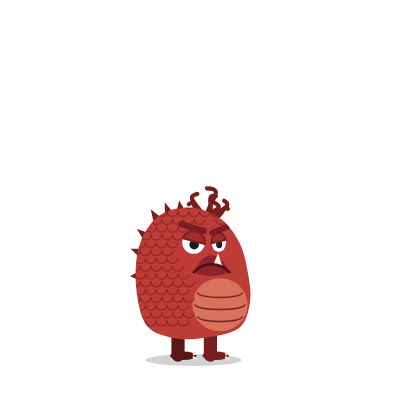
Frame 1 (no input)
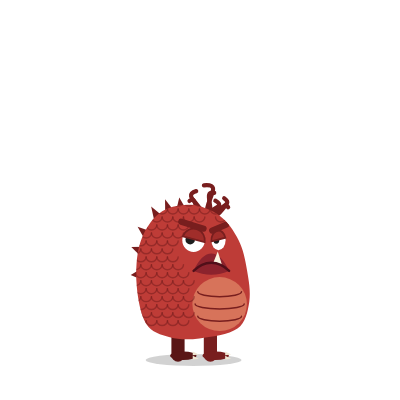
Frame 60 (no input)
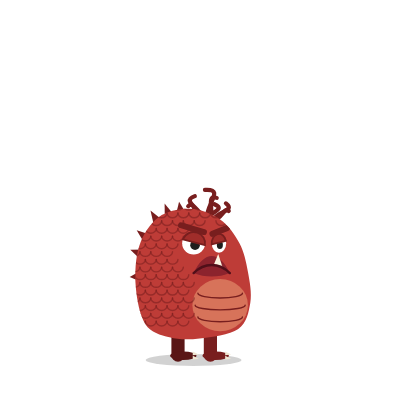
Frame 120 (the mouse pressed at the canvas centre since frame 60)

The p5.js sketch that drew these frames (run headless with seeded random() and noise() and a simulated clock; from frame 60 on, the mouse is pressed at the canvas centre):

// p5.js sketch
// ── sketch.js
let frank;

function setup() {
  createCanvas(400, 400);
  frank = new Frank(190, 360);
}

function draw() {
  background(255);
  frank.update();
  frank.display();
}

// ── field-guide.html
<!DOCTYPE html>
<html lang="en">
<head>
<meta charset="utf-8">
<meta name="viewport" content="width=device-width, initial-scale=1, viewport-fit=cover">
<title>Frank's Field Guide</title>
<meta name="claude:viewport-fit-sides" content="cover">
<link rel="preconnect" href="https://fonts.googleapis.com">
<link rel="preconnect" href="https://fonts.gstatic.com" crossorigin>
<link rel="stylesheet" href="https://fonts.googleapis.com/css2?family=Bricolage+Grotesque:opsz,wght@12..96,500;12..96,700&family=Atkinson+Hyperlegible:ital,wght@0,400;0,700;1,400&family=JetBrains+Mono:wght@400;600&display=swap">
<style>
/* Layout: a lab notebook. A live specimen up top, then numbered sections that follow
   the order you'd explain Frank in class, each one a short note plus a table or snippet. */
:root {
  --paper: #F5F7F4;
  --sheet: #FFFFFF;
  --ink: #1D2421;
  --muted: #5B6863;
  --line: #DCE2DE;
  --frank: #B23F39;
  --frank-ink: #7A2420;
  --sun: #F3C064;
  --sun-wash: #FBEFD5;
  --code-bg: #EDF1EE;
  --display: "Bricolage Grotesque", "Avenir Next", "Segoe UI", sans-serif;
  --body: "Atkinson Hyperlegible", "Helvetica Neue", Arial, sans-serif;
  --mono: "JetBrains Mono", ui-monospace, Menlo, Consolas, monospace;
}
@media (prefers-color-scheme: dark) {
  :root:not([data-theme="light"]) {
    --paper: #131715; --sheet: #1A1F1C; --ink: #E7ECE9; --muted: #9AA8A2; --line: #2B3330;
    --frank: #E2726B; --frank-ink: #F3A8A2; --sun: #E8B55A; --sun-wash: #2C2616; --code-bg: #202723;
    color-scheme: dark;
  }
}
:root[data-theme="dark"] {
  --paper: #131715; --sheet: #1A1F1C; --ink: #E7ECE9; --muted: #9AA8A2; --line: #2B3330;
  --frank: #E2726B; --frank-ink: #F3A8A2; --sun: #E8B55A; --sun-wash: #2C2616; --code-bg: #202723;
  color-scheme: dark;
}

* { box-sizing: border-box; }
body {
  background: var(--paper);
  color: var(--ink);
  font-family: var(--body);
  font-size: 17px;
  line-height: 1.6;
  padding-left: max(16px, env(safe-area-inset-left, 0px));
  padding-right: max(16px, env(safe-area-inset-right, 0px));
  padding-block: 0 64px;
}
body::before { content: ""; position: fixed; inset: 0 0 auto; height: env(safe-area-inset-top, 0px); z-index: 10; background: var(--paper); }
.wrap { max-width: 1040px; margin: 0 auto; }

nav.toc {
  position: sticky; top: env(safe-area-inset-top, 0px); z-index: 5;
  background: var(--paper);
  border-bottom: 1px solid var(--line);
  display: flex; gap: 6px; overflow-x: auto; padding-block: 10px;
  scrollbar-width: none;
}
nav.toc a {
  flex: none; font-family: var(--mono); font-size: 13px; color: var(--muted);
  text-decoration: none; padding: 4px 10px; border-radius: 999px; border: 1px solid var(--line);
}
nav.toc a:hover, nav.toc a:focus-visible { color: var(--frank-ink); border-color: var(--frank); outline: none; }

h1, h2, h3 { font-family: var(--display); text-wrap: balance; line-height: 1.15; margin: 0; }
h1 { font-size: clamp(36px, 6vw, 56px); font-weight: 700; letter-spacing: -0.02em; }
h2 { font-size: clamp(26px, 3.4vw, 32px); font-weight: 700; letter-spacing: -0.01em; }
h3 { font-size: 19px; font-weight: 500; }
p { margin: 0; max-width: 65ch; }
.muted { color: var(--muted); }
code, pre { font-family: var(--mono); font-size: 14px; }
:not(pre) > code { background: var(--code-bg); padding: 1px 6px; border-radius: 5px; white-space: nowrap; }
pre {
  background: var(--code-bg); border-radius: 10px; padding: 14px 16px; margin: 0;
  overflow-x: auto; line-height: 1.55;
}
pre .c { color: var(--muted); }
pre .k { color: var(--frank-ink); font-weight: 600; }

/* hero */
.hero {
  display: grid; grid-template-columns: minmax(0, 1fr) minmax(0, 420px);
  gap: 40px; align-items: start; padding-block: 40px 24px;
}
.hero-text { display: grid; gap: 18px; min-width: 0; }
.eyebrow { font-family: var(--mono); font-size: 13px; letter-spacing: 0.08em; text-transform: uppercase; color: var(--frank-ink); }
.lede { font-size: 19px; }
.stage-card { background: var(--sheet); border: 1px solid var(--line); border-radius: 16px; padding: 14px; display: grid; gap: 12px; min-width: 0; }
#stage { width: 100%; aspect-ratio: 1; max-width: 100%; border-radius: 10px; overflow: hidden; background: #fff; }
#stage canvas { width: 100% !important; height: auto !important; display: block; }
.controls { display: grid; gap: 10px; }
.slider-row { display: grid; grid-template-columns: auto 1fr; gap: 10px; align-items: center; font-size: 15px; }
.slider-row input { width: 100%; accent-color: var(--frank); }
.readout { font-family: var(--mono); font-size: 13px; color: var(--muted); font-variant-numeric: tabular-nums; }
.toggles { display: flex; flex-wrap: wrap; gap: 6px; }
.toggles label {
  font-family: var(--mono); font-size: 13px; display: inline-flex; gap: 6px; align-items: center;
  border: 1px solid var(--line); border-radius: 999px; padding: 4px 10px; cursor: pointer; user-select: none;
}
.toggles input { accent-color: var(--frank); margin: 0; }
.toggles label:has(input:focus-visible) { outline: 2px solid var(--frank); outline-offset: 1px; }
.toggles .frame-toggle { border-style: dashed; }

/* sections */
section { padding-block: 48px 8px; border-top: 1px solid var(--line); display: grid; gap: 18px; scroll-margin-top: 64px; }
section > header { display: grid; gap: 8px; }
.num { font-family: var(--mono); font-size: 13px; color: var(--frank-ink); letter-spacing: 0.06em; }

.table-scroll { overflow-x: auto; border: 1px solid var(--line); border-radius: 12px; background: var(--sheet); }
table { border-collapse: collapse; width: 100%; font-size: 15.5px; }
th, td { text-align: left; vertical-align: top; padding: 11px 14px; border-bottom: 1px solid var(--line); }
tr:last-child td { border-bottom: 0; }
th { font-family: var(--mono); font-size: 12.5px; font-weight: 600; letter-spacing: 0.06em; text-transform: uppercase; color: var(--muted); background: var(--code-bg); }
td code { white-space: nowrap; }
td.say { color: var(--muted); font-style: italic; }

/* load order flow */
.flow { display: flex; flex-wrap: wrap; gap: 10px; align-items: stretch; }
.chip {
  background: var(--sheet); border: 1px solid var(--line); border-radius: 12px; padding: 12px 14px;
  display: grid; gap: 2px; min-width: 0; flex: 1 1 180px;
}
.chip strong { font-family: var(--mono); font-size: 14.5px; }
.chip span { font-size: 14.5px; color: var(--muted); }
.chip.hot { border-color: var(--frank); }
.arrow { align-self: center; color: var(--muted); font-family: var(--mono); }

.two { display: grid; grid-template-columns: repeat(2, minmax(0, 1fr)); gap: 16px; }
.note { background: var(--sheet); border: 1px solid var(--line); border-radius: 12px; padding: 16px; display: grid; gap: 10px; min-width: 0; }
.note.sun { background: var(--sun-wash); border-color: transparent; }

.translate { display: grid; gap: 14px; }
.pair { display: grid; grid-template-columns: minmax(0, 1.1fr) minmax(0, 1fr); gap: 14px; align-items: start; background: var(--sheet); border: 1px solid var(--line); border-radius: 12px; padding: 14px; }
.pair h3 { grid-column: 1 / -1; }
.pair p { font-size: 15.5px; }

.progress { display: grid; grid-template-columns: repeat(6, minmax(0, 1fr)); gap: 6px; padding-block: 0 32px; }
.step { border: 1px solid var(--line); border-radius: 10px; padding: 8px 10px; display: grid; gap: 2px; min-width: 0; background: var(--sheet); }
.step b { font-family: var(--mono); font-size: 12px; color: var(--muted); font-weight: 600; }
.step span { font-size: 13.5px; line-height: 1.3; }
.step.done { border-color: transparent; background: var(--code-bg); }
.step.done b { color: var(--frank-ink); }
.step.now { border-color: var(--frank); }
@media (max-width: 820px) { .progress { grid-template-columns: repeat(3, minmax(0, 1fr)); } }
@media (max-width: 460px) { .progress { grid-template-columns: repeat(2, minmax(0, 1fr)); } }
.bbwrap { overflow-x: auto; border: 1px solid var(--line); border-radius: 12px; background: var(--sheet); padding: 8px; }
.bb { display: block; width: 100%; min-width: 620px; height: auto; font-family: var(--mono); }
.bb .board { fill: #F2F0EA; stroke: #CFCAC0; }
.bb .gap { fill: #E4E0D6; }
.bb .gaplabel { font-size: 11px; fill: #6E6A60; text-anchor: middle; }
.bb .hole { fill: #B9B4A8; }
.bb .bbnum { font-size: 11px; fill: #6E6A60; text-anchor: middle; }
.bb .bblet { font-size: 11px; fill: #6E6A60; text-anchor: middle; }
.bb .rail { font-size: 15px; font-weight: 600; text-anchor: middle; }
.bb .rail.plus { fill: #D93A32; } .bb .rail.minus { fill: #2F6FD0; }
.bb .colhint { fill: #F3C064; opacity: .28; }
.bb .used { fill: none; stroke: #1E1E1E; stroke-width: 1.5; }
.bb .leg { stroke: #8A8A8A; stroke-width: 2; }
.bb .ldr { fill: #E9DCC0; stroke: #8A6A3A; stroke-width: 1.5; }
.bb .ldrsq { fill: none; stroke: #B0472E; stroke-width: 1.5; }
.bb .res { fill: #E8D3A8; stroke: #9C8456; }
.bb .w { fill: none; stroke-width: 4; stroke-linecap: round; stroke-linejoin: round; }
.bb .w.red { stroke: #D93A32; } .bb .w.blk { stroke: #1E1E1E; } .bb .w.yel { stroke: #E2B91E; }
.bb .call { font-size: 11px; fill: #3A372F; text-anchor: middle; }
.bb .uno { fill: #0F6E80; }
.bb .pin { fill: #1E1E1E; stroke: #6FB6C2; }
.bb .pinlab { font-size: 12px; font-weight: 600; fill: #FFFFFF; text-anchor: middle; }
.bb .pingroup { font-size: 11px; fill: #CDE8EC; text-anchor: middle; }
.bb .unotitle { font-size: 12px; fill: #FFFFFF; text-anchor: middle; }
.swatch { display: inline-block; width: 22px; height: 6px; border-radius: 3px; vertical-align: middle; margin-right: 6px; }
.checklist { display: grid; gap: 10px; margin: 0; padding: 0; list-style: none; counter-reset: c; }
.checklist li { counter-increment: c; display: grid; grid-template-columns: 30px minmax(0,1fr); gap: 10px; background: var(--sheet); border: 1px solid var(--line); border-radius: 12px; padding: 12px 14px; }
.checklist li::before { content: counter(c); font-family: var(--mono); font-weight: 600; color: var(--frank-ink); }
.checklist p { font-size: 15.5px; }
.mynote { border: 1.5px dashed var(--frank); border-radius: 12px; padding: 14px 16px; display: grid; gap: 8px; background: var(--sheet); max-width: 760px; }
.mylabel { font-family: var(--mono); font-size: 12px; letter-spacing: 0.08em; text-transform: uppercase; color: var(--frank-ink); font-weight: 600; }
.mynote p { font-size: 16px; }
.mynote .clar { color: var(--muted); font-size: 15px; }
.mynote .clar span { font-family: var(--mono); font-size: 11.5px; letter-spacing: 0.06em; text-transform: uppercase; color: var(--ink); margin-right: 4px; }
.talk { display: grid; gap: 10px; counter-reset: t; padding: 0; margin: 0; list-style: none; }
.talk li { background: var(--sheet); border: 1px solid var(--line); border-radius: 12px; padding: 14px 16px; max-width: 72ch; }

@media (max-width: 820px) {
  .hero { grid-template-columns: minmax(0, 1fr); gap: 24px; padding-block: 28px 16px; }
  .two, .pair { grid-template-columns: minmax(0, 1fr); }
}
@media (prefers-reduced-motion: reduce) { html { scroll-behavior: auto; } }
html { scroll-behavior: smooth; }
</style>
</head>
<body>
<div class="wrap">
  <nav class="toc" aria-label="Sections">
    <a href="#specimen">Live Frank</a>
    <a href="#files">1 Files</a>
    <a href="#words">2 Class words</a>
    <a href="#properties">3 His numbers</a>
    <a href="#placing">4 Placing him</a>
    <a href="#parts">5 Body parts</a>
    <a href="#tricks">6 Scary bits</a>
    <a href="#anger">7 The mood dial</a>
    <a href="#job3">Job 3</a>
    <a href="#job4">Job 4 · Lab</a>
    <a href="#job5">Job 5 · Serial</a>
    <a href="#say">8 In class</a>
  </nav>

  <div class="hero" id="specimen">
    <div class="hero-text">
      <div class="eyebrow">hello-world-week-5 · field guide</div>
      <h1>How Frank works</h1>
      <p class="lede">A study guide for <code>frank.js</code>: what every part does, in plain words, so you can explain him in class without memorizing the math.</p>
      <p>The Frank on the right runs the real code from your sketch. Drag the light to change his mood. Switch off a body part to see which method draws it. Turn on <em>his frame</em> to see the point everything is measured from.</p>
      <p class="muted">The dashed boxes marked <em>My note</em> are mine, written as I worked through this, with a clarification underneath when I had something slightly off.</p>
    </div>
    <div class="stage-card">
      <div id="stage" aria-label="Live Frank sketch"></div>
      <div class="controls">
        <div class="slider-row">
          <label for="light">Light</label>
          <input id="light" type="range" min="0" max="1023" value="300">
        </div>
        <div class="readout" id="readout">light 300 · target anger 0.27 · anger 0.27</div>
        <div class="toggles" role="group" aria-label="Body parts">
          <label><input type="checkbox" id="t-legs" checked> drawLegs</label>
          <label><input type="checkbox" id="t-spikes" checked> drawSpikes</label>
          <label><input type="checkbox" id="t-hair" checked> drawHair</label>
          <label><input type="checkbox" id="t-body" checked> bodyOutline</label>
          <label><input type="checkbox" id="t-belly" checked> drawBelly</label>
          <label><input type="checkbox" id="t-scales" checked> drawScales</label>
          <label><input type="checkbox" id="t-face" checked> drawFace</label>
          <label class="frame-toggle"><input type="checkbox" id="t-frame"> his frame</label>
        </div>
      </div>
    </div>
  </div>

  <div class="progress" aria-label="Job progress">
    <div class="step done"><b>JOB 1 · DONE</b><span>Frank on white</span></div>
    <div class="step done"><b>JOB 2 · DONE</b><span>The sunbeam</span></div>
    <div class="step done"><b>JOB 3 · DONE</b><span>Mood follows light</span></div>
    <div class="step done"><b>JOB 4 · DONE</b><span>Wire the photoresistor</span></div>
    <div class="step now"><b>JOB 5 · NEXT</b><span>p5 hears the Arduino</span></div>
    <div class="step"><b>JOB 6</b><span>README</span></div>
  </div>

  <section id="files">
    <header>
      <div class="num">1 · THE BIG PICTURE</div>
      <h2>Two files, one Frank</h2>
      <p>When you press play, <code>index.html</code> loads three scripts in order. The order matters: Frank has to be described before the sketch can make one.</p>
    </header>
    <div class="flow">
      <div class="chip"><strong>p5 library</strong><span>Teaches the browser p5 words like <code>ellipse()</code></span></div>
      <div class="arrow" aria-hidden="true">→</div>
      <div class="chip hot"><strong>frank.js</strong><span>Describes Frank: the class</span></div>
      <div class="arrow" aria-hidden="true">→</div>
      <div class="chip"><strong>sketch.js</strong><span>Makes Frank and runs the show</span></div>
    </div>
    <div class="two">
      <div class="note">
        <h3><code>setup()</code> runs once</h3>
        <pre>createCanvas(400, 400);
sun = <span class="k">new</span> Sunbeam();
frank = <span class="k">new</span> Frank(190, 360);
lightSlider = createSlider(0, 1023, 300);</pre>
        <p>Make the canvas, the sun, Frank, and the slider.</p>
      </div>
      <div class="note">
        <h3><code>draw()</code> runs about 60 times a second</h3>
        <pre>background(255);
sun.strength = lightSlider.value();
sun.display();
frank.update(sun.strength);
frank.display();</pre>
        <p>Wipe the canvas, set the light, draw the sun, then ask Frank to change his numbers and draw himself.</p>
      </div>
    </div>
    <aside class="mynote">
        <div class="mylabel">My note</div>
        <p>The draw example on the p5 reference is a mouse click. But I understand alpha and transparency from last week's homework, which I think we're using here.</p>
        <p class="clar"><span>Clarified</span> Yes. The reference example is just one demo; what matters is that <code>draw()</code> runs over and over. The sunbeam's <code>fill(250, 199, 117, alpha)</code> uses the fourth number for transparency, and <code>map()</code> turns the light strength into that alpha.</p>
    </aside>
    <aside class="mynote">
        <div class="mylabel">My note</div>
        <p><code>frank.update</code> and <code>frank.display</code> come from the Frank file?</p>
        <p class="clar"><span>Clarified</span> Yes. They're methods written inside the <code>Frank</code> class in <code>frank.js</code>, and <code>sketch.js</code> calls them on its Frank every frame.</p>
    </aside>
  </section>

  <section id="words">
    <header>
      <div class="num">2 · CLASS WORDS</div>
      <h2>The six words that make a class</h2>
      <p>These are JavaScript, not p5, which is why most of them aren't on the p5 reference page. The p5 reference covers them briefly under Foundation → <code>class</code>, and MDN has a page for each.</p>
    </header>
    <div class="table-scroll">
      <table>
        <thead><tr><th>Word</th><th>In Frank's code</th><th>In plain words</th></tr></thead>
        <tbody>
          <tr><td><code>class</code></td><td><code>class Frank { ... }</code></td><td>The recipe for a Frank. Describes what he has and what he can do. Draws nothing by itself.</td></tr>
          <tr><td><code>constructor</code></td><td><code>constructor(x, y) { ... }</code></td><td>Runs once, the moment a Frank is made. Gives him his starting values.</td></tr>
          <tr><td><code>new</code></td><td><code>frank = new Frank(190, 360)</code></td><td>"Make one now." Runs the constructor, with 190 and 360 arriving as <code>x</code> and <code>y</code>.</td></tr>
          <tr><td><code>this</code></td><td><code>this.anger = 0</code></td><td>"This Frank's own." Anything saved on <code>this</code> sticks around for <code>update()</code> and <code>display()</code> to use later.</td></tr>
          <tr><td>property</td><td><code>this.size</code>, <code>this.anger</code></td><td>A number or value Frank carries around. His state.</td></tr>
          <tr><td>method</td><td><code>update()</code>, <code>display()</code></td><td>A function that belongs to Frank. Something he can do. Called with a dot: <code>frank.display()</code>.</td></tr>
        </tbody>
      </table>
    </div>
    <div class="note sun">
      <p><strong>Capital vs lowercase.</strong> <code>Frank</code> is the class (the recipe in <code>frank.js</code>). <code>frank</code> is the one actual Frank, stored in a variable in <code>sketch.js</code>. Same idea as <code>Creature</code> and <code>blob</code> in the class demo.</p>
    </div>
    <aside class="mynote">
        <div class="mylabel">My note</div>
        <p>Frank with a capital F comes from the <code>frank.js</code> file. We rename him <code>frank</code> with a lowercase f because we're taking a copy from <code>frank.js</code> and giving new attributes to a Frank on this sketch.</p>
        <p class="clar"><span>Clarified</span> Close. <code>frank</code> isn't a copy with new attributes added. He's one Frank built from the recipe, and he gets exactly the starting properties the constructor gives every Frank. The sketch only hands him 190 and 360, which say where he stands. ("Properties" is the word for his attributes.)</p>
    </aside>
    <aside class="mynote">
        <div class="mylabel">My note</div>
        <p>So he's the same Frank, just with a new position.</p>
        <p class="clar"><span>Clarified</span> Exactly.</p>
    </aside>
    <aside class="mynote">
        <div class="mylabel">My note</div>
        <p>Same goes for Sunbeam? And <code>lightSlider</code> is new?</p>
        <p class="clar"><span>Clarified</span> Yes for Sunbeam: <code>Sunbeam</code> is the class and <code>sun</code> is the one sunbeam. It lives at the bottom of <code>sketch.js</code>, not in <code>frank.js</code>. <code>lightSlider</code> is new, but it isn't a class. <code>createSlider()</code> is a p5 function (on the reference under DOM) that makes a slider, and <code>lightSlider</code> holds it.</p>
    </aside>
  </section>

  <section id="properties">
    <header>
      <div class="num">3 · HIS NUMBERS</div>
      <h2>What Frank keeps track of</h2>
      <p>The constructor sets these up. <code>update()</code> changes some of them each frame. <code>display()</code> only reads them. That split is the main idea of the class: logic in one place, drawing in another.</p>
    </header>
    <div class="table-scroll">
      <table>
        <thead><tr><th>Property</th><th>Starts as</th><th>Changed by</th><th>What it affects</th></tr></thead>
        <tbody>
          <tr><td><code>x</code>, <code>y</code></td><td>190, 360</td><td>Nothing, he stays put</td><td>Where he stands (the spot between his feet)</td></tr>
          <tr><td><code>size</code></td><td>120</td><td>Nothing</td><td>How big every part is drawn</td></tr>
          <tr><td><code>anger</code></td><td>0</td><td><code>update(light)</code>, since job 3</td><td>His whole face and posture (see section 7)</td></tr>
          <tr><td><code>breath</code></td><td>0</td><td><code>update()</code>, using <code>sin(millis())</code></td><td>A slow stretch up and down, about every 3.5 seconds</td></tr>
          <tr><td><code>lookX</code>, <code>lookY</code></td><td>0, 0</td><td><code>update()</code>, easing toward your mouse</td><td>Where his pupils point</td></tr>
          <tr><td><code>blinker</code></td><td>a <code>new Blinker()</code></td><td>Itself, in <code>blinker.update()</code></td><td>When his eyelids shut</td></tr>
          <tr><td>colors</td><td><code>color(190, 60, 55)</code> and friends</td><td>Nothing</td><td>Body, spikes, lids, lips, belly</td></tr>
          <tr><td><code>bodyPts</code>, <code>spikes</code>, <code>hair</code>, <code>scales</code></td><td>Lists of numbers</td><td>Nothing</td><td>The shapes of his parts, as positions</td></tr>
        </tbody>
      </table>
    </div>
    <div class="note">
      <p><strong>A class inside a class.</strong> <code>Blinker</code> is a second, tiny class at the bottom of <code>frank.js</code>. Frank makes one in his constructor and asks it every frame whether his eyes should be shut. It's the same pattern as Frank himself: constructor, <code>update()</code>, and a method that hands back a number.</p>
    </div>
  </section>

  <section id="placing">
    <header>
      <div class="num">4 · PLACING HIM</div>
      <h2>Two tricks that make the drawing manageable</h2>
      <p>Turn on <em>his frame</em> in the live Frank to see both.</p>
    </header>
    <div class="two">
      <div class="note">
        <h3>Move the origin to his feet</h3>
        <pre><span class="k">push</span>();
translate(<span class="k">this</span>.x, <span class="k">this</span>.y);
<span class="c">// ...draw every part...</span>
<span class="k">pop</span>();</pre>
        <p><code>translate()</code> moves the point (0, 0) to the spot between his feet, so every part can be drawn relative to him instead of to the canvas. <code>push()</code> and <code>pop()</code> are brackets: anything changed in between gets undone at <code>pop()</code>, so the sun and the rest of the sketch aren't moved too.</p>
      </div>
      <div class="note">
        <h3>Measure everything in "Franks"</h3>
        <pre><span class="k">let</span> s = <span class="k">this</span>.size;   <span class="c">// 120</span>
ellipse(s * 0.25, bottom - s * 0.28,
        s * 0.46, s * 0.44);  <span class="c">// belly</span></pre>
        <p>Positions are written as fractions of his size. <code>s * 0.46</code> means "a bit under half a Frank wide." Change <code>this.size</code> to 80 and every part shrinks together. <code>bottom</code> is the bottom of his body, just above his legs.</p>
      </div>
    </div>
    <div class="note">
      <h3>Breathing and leaning</h3>
      <pre>translate(0, bottom);
rotate(-0.12 * bliss);
scale(1 - 0.012 * <span class="k">this</span>.breath, 1 + 0.022 * <span class="k">this</span>.breath);
translate(0, -bottom);</pre>
      <p>Hop down to the bottom of his body, tip him back a little when he's content, stretch him slightly taller as he breathes in, then hop back. Doing it from <code>bottom</code> means he stretches upward from his legs instead of from the middle of the canvas.</p>
    </div>
  </section>

  <section id="parts">
    <header>
      <div class="num">5 · BODY PARTS</div>
      <h2>One method per part</h2>
      <p>This is the level to explain the drawing at: what each method draws and which p5 shapes it uses. Toggle them in the live Frank to check.</p>
    </header>
    <div class="table-scroll">
      <table>
        <thead><tr><th>Method</th><th>Draws</th><th>p5 tools</th><th>One way to say it</th></tr></thead>
        <tbody>
          <tr><td><code>display()</code></td><td>Nothing on its own. Sets up the origin and breathing, then calls the parts below in order.</td><td><code>push</code>, <code>translate</code>, <code>rotate</code>, <code>scale</code></td><td class="say">"The director. Order matters: legs first so the body covers their tops."</td></tr>
          <tr><td><code>drawLegs()</code></td><td>Two legs, feet, and claws. The back leg is a shade darker.</td><td><code>line</code>, <code>ellipse</code>, <code>triangle</code>, <code>lerpColor</code></td><td class="say">"A thick line for each leg, an ellipse foot, two little triangle claws."</td></tr>
          <tr><td><code>drawSpikes()</code></td><td>Six spikes down his back.</td><td><code>triangle</code>, <code>createVector</code></td><td class="say">"Each spike is a triangle pointed away from the middle of his body."</td></tr>
          <tr><td><code>drawHair()</code></td><td>Seven messy curls on top, swaying slightly.</td><td><code>bezier</code>, <code>sin</code>, <code>millis</code></td><td class="say">"Each strand is a curve that leans and curls, and wiggles over time."</td></tr>
          <tr><td><code>bodyOutline()</code></td><td>His round, slouchy body shape.</td><td><code>beginShape</code>, <code>curveVertex</code></td><td class="say">"A smooth curve through twelve points. It loops past the start so the curve closes cleanly."</td></tr>
          <tr><td><code>drawBelly()</code></td><td>The peach belly and its three plate lines.</td><td><code>ellipse</code>, <code>arc</code></td><td class="say">"An ellipse with three arcs across it."</td></tr>
          <tr><td><code>drawScales()</code></td><td>Rows of little arcs over his back.</td><td><code>arc</code>, <code>dist</code></td><td class="say">"The constructor builds a list of scale spots that skips his face and belly. This just draws an arc at each spot."</td></tr>
          <tr><td><code>drawFace()</code></td><td>Calls <code>drawEye()</code> twice, then <code>drawMouth()</code>, then the blush.</td><td><code>ellipse</code></td><td class="say">"Two different-sized eyes give him a three-quarter view."</td></tr>
          <tr><td><code>drawEye()</code></td><td>Eyeball, pupil, heavy lid, blink, and brow.</td><td><code>ellipse</code>, <code>arc</code> with <code>CHORD</code>, <code>line</code>, <code>lerp</code></td><td class="say">"The lid is a slice of the eye. Anger tilts the brow and lowers the lid."</td></tr>
          <tr><td><code>drawMouth()</code></td><td>Two lips, the underbite tooth, and the line between the lips.</td><td><code>bezierVertex</code>, <code>triangle</code>, <code>bezier</code></td><td class="say">"Curved lips that frown or smile with his mood. A small helper finds where the tooth should sit."</td></tr>
        </tbody>
      </table>
    </div>
  </section>

  <section id="tricks">
    <header>
      <div class="num">6 · SCARY BITS, TRANSLATED</div>
      <h2>JavaScript shortcuts you'll see in his drawing</h2>
      <p>Each of these looks strange but says something simple. The plain version on the right does the same thing.</p>
    </header>
    <div class="translate">
      <div class="pair">
        <h3>Unpacking a list in a loop</h3>
        <pre><span class="k">for</span> (<span class="k">let</span> [x, y, len] <span class="k">of</span> <span class="k">this</span>.spikes) {
  <span class="c">// use x, y, len</span>
}</pre>
        <p>"For each spike in the list, call its three numbers <code>x</code>, <code>y</code>, and <code>len</code>." It's a shorter way of writing a regular <code>for (let i = 0; ...)</code> loop with <code>this.spikes[i][0]</code> and so on.</p>
      </div>
      <div class="pair">
        <h3>The question-mark if</h3>
        <pre><span class="k">let</span> start = inward > 0 ? PI + 0.35 : PI - 0.15;</pre>
        <p>An if/else squeezed into one line: "if <code>inward</code> is more than 0, use the first number, otherwise use the second." It's how the two eyes get mirrored lids.</p>
      </div>
      <div class="pair">
        <h3>An arrow function</h3>
        <pre><span class="k">let</span> lipLineY = (x) => {
  <span class="c">// ...search along the lip curve...</span>
};</pre>
        <p>A small function saved in a variable, written inside <code>drawMouth()</code> because only the mouth needs it. Give it an x and it hands back where the lip line is, so the tooth sits exactly on the lip.</p>
      </div>
      <div class="pair">
        <h3>Vectors</h3>
        <pre><span class="k">let</span> n = createVector(x, y + 0.55).normalize();</pre>
        <p>A vector is an arrow: a direction plus a length. This one points from the middle of his body out to the spike, and <code>normalize()</code> sets its length to 1 so it's purely a direction. Only the spikes use this.</p>
      </div>
      <div class="pair">
        <h3>Clipping</h3>
        <pre>beginClip();
<span class="k">this</span>.bodyOutline(s, bottom);
endClip();</pre>
        <p>Works like a stencil. Until the next <code>pop()</code>, everything is only visible inside his body outline, so the belly, scales, and face can't spill past his edges.</p>
      </div>
      <div class="pair">
        <h3>Easing with <code>lerp</code></h3>
        <pre><span class="k">this</span>.lookX = lerp(<span class="k">this</span>.lookX, goalX, 0.12);</pre>
        <p>"Move 12% of the way from where you are toward where you want to be." Repeated every frame, it makes things glide instead of jump. His eyes use it now, and his mood will in job 3.</p>
      </div>
    </div>
  </section>

  <section id="anger">
    <header>
      <div class="num">7 · THE MOOD DIAL</div>
      <h2>One number runs his whole face</h2>
      <p><code>anger</code> goes from 1 (annoyed) to -1 (content). Two helpers split it up: <code>annoyed = max(0, anger)</code> only counts the grumpy side, and <code>bliss = max(0, -anger)</code> only counts the happy side. Every feature reads from those.</p>
    </header>
    <div class="table-scroll">
      <table>
        <thead><tr><th>Feature</th><th>anger = 1</th><th>anger = 0</th><th>anger = -1</th></tr></thead>
        <tbody>
          <tr><td>Brows</td><td>Steep, angry slant</td><td>Slanted, skeptical</td><td>Nearly flat</td></tr>
          <tr><td>Eyelids</td><td>Heavy</td><td>Heavy</td><td>Lifted and level</td></tr>
          <tr><td>Mouth</td><td>Deep frown</td><td>Small frown</td><td>Small smile</td></tr>
          <tr><td>Posture</td><td>Upright</td><td>Upright</td><td>Leans back toward the light</td></tr>
          <tr><td>Cheeks</td><td>Plain</td><td>Plain</td><td>Pink blush</td></tr>
          <tr><td>Eyes</td><td>Follow your mouse</td><td>Follow your mouse</td><td>Gaze up at the sun (below -0.4)</td></tr>
        </tbody>
      </table>
    </div>
    <div class="note sun">
      <h3>Job 3 in four lines (walkthrough below)</h3>
      <pre>update(light) {
  <span class="c">// dark (0) makes him annoyed, full sun (1023) makes him content</span>
  <span class="k">let</span> targetAnger = map(light, 0, 1023, 0.8, -1);
  <span class="c">// ease toward that a little every frame</span>
  <span class="k">this</span>.anger = lerp(<span class="k">this</span>.anger, targetAnger, 0.03);</pre>
      <p>Plus <code>frank.update(sun.strength)</code> in <code>sketch.js</code>. That's the code the live Frank above is running.</p>
    </div>
    <aside class="mynote">
        <div class="mylabel">My note</div>
        <p>I see anger and annoyed in this guide. Why doesn't my sketch make him change? Is it because we need to get to job 3?</p>
        <p class="clar"><span>Clarified</span> Yes. Before job 3, <code>this.anger</code> started at 0 and nothing changed it, so he looked the same. Job 3 is what lets the light change it.</p>
    </aside>
  </section>

  <section id="job3">
    <header>
      <div class="num">JOB 3 · FRANK FEELS THE LIGHT</div>
      <h2>How the light becomes a mood</h2>
      <p>Two edits connect the sunbeam to Frank. Before job 3 they didn't know about each other: the sun changed, and Frank's <code>anger</code> sat at 0.</p>
    </header>
    <div class="flow">
      <div class="chip"><strong>lightSlider</strong><span>You set 0 to 1023</span></div>
      <div class="arrow" aria-hidden="true">→</div>
      <div class="chip"><strong>sun.strength</strong><span>The sun holds it</span></div>
      <div class="arrow" aria-hidden="true">→</div>
      <div class="chip hot"><strong>update(light)</strong><span>Frank receives it as <code>light</code></span></div>
      <div class="arrow" aria-hidden="true">→</div>
      <div class="chip"><strong>this.anger</strong><span>His mood moves toward it</span></div>
    </div>
    <div class="two">
      <div class="note">
        <h3>Edit 1, in <code>sketch.js</code>: hand it over</h3>
        <pre>frank.update(sun.strength);</pre>
        <p>The value inside the parentheses is passed to Frank. He doesn't know or care whether it came from a slider or an Arduino. He just gets a light level.</p>
      </div>
      <div class="note">
        <h3>Edit 2, in <code>frank.js</code>: catch it</h3>
        <pre>update(light) {
  <span class="k">let</span> targetAnger = map(light, 0, 1023, 0.8, -1);
  <span class="k">this</span>.anger = lerp(<span class="k">this</span>.anger, targetAnger, 0.03);
  <span class="c">// ...blinking, breathing, eyes as before</span></pre>
        <p><code>light</code> in the parentheses is a parameter: a name for whatever value gets handed in. Same idea as <code>x</code> and <code>y</code> in the constructor.</p>
      </div>
    </div>
    <h3>Step 1: <code>map()</code> picks the mood he should be in</h3>
    <p><code>map(light, 0, 1023, 0.8, -1)</code> reads as: "light goes from 0 to 1023, so stretch it onto a range from 0.8 to -1." The order flips on purpose, so more light means less anger.</p>
    <div class="table-scroll">
      <table>
        <thead><tr><th>Light</th><th>Target anger</th><th>How he looks</th></tr></thead>
        <tbody>
          <tr><td>0 (dark)</td><td>0.80</td><td>Grumpy</td></tr>
          <tr><td>300</td><td>0.27</td><td>Mildly put out</td></tr>
          <tr><td>512 (halfway)</td><td>-0.10</td><td>Indifferent</td></tr>
          <tr><td>800</td><td>-0.61</td><td>Content, gazing at the sun</td></tr>
          <tr><td>1023 (full sun)</td><td>-1.00</td><td>As happy as Frank gets</td></tr>
        </tbody>
      </table>
    </div>
    <p class="muted">Why 0.8 and not 1? In total darkness he's grumpy, not furious. Change it to 1 if you want a crankier Frank.</p>
    <aside class="mynote">
        <div class="mylabel">My note</div>
        <p><code>map</code> makes sense! The 800 is good too, so you don't have to go all the way over on the slider.</p>
    </aside>

    <h3>Step 2: <code>lerp()</code> eases him there</h3>
    <p>If his anger jumped straight to the target, his face would snap. Instead, every frame he moves 3% of the remaining distance. Here's the slider jumping from dark to full sun, with his anger starting at 0:</p>
    <div class="table-scroll">
      <table>
        <thead><tr><th>Frame</th><th>Time</th><th>anger</th></tr></thead>
        <tbody>
          <tr><td>0</td><td>0 s</td><td>0.00</td></tr>
          <tr><td>1</td><td>0.02 s</td><td>-0.03</td></tr>
          <tr><td>2</td><td>0.03 s</td><td>-0.06</td></tr>
          <tr><td>30</td><td>0.5 s</td><td>-0.60</td></tr>
          <tr><td>60</td><td>1 s</td><td>-0.84</td></tr>
          <tr><td>120</td><td>2 s</td><td>-0.97</td></tr>
        </tbody>
      </table>
    </div>
    <p>Big steps at first, smaller as he gets close. That's why he seems to warm up and then settle.</p>
    <div class="note sun">
      <h3>Try it: his personality is one number</h3>
      <p>The <code>0.03</code> is how quickly he changes his mind. Try <code>0.2</code> and he reacts almost instantly, like an eager pet. Try <code>0.005</code> and he takes ages to come around, which is very Frank.</p>
    </div>
    <aside class="mynote">
        <div class="mylabel">My note</div>
        <p><code>lerp</code>! This is great. I hate when I see snapping animation, so this is a good one to remember. I changed it to 0.5 to really see the difference, then kept 0.03.</p>
        <p class="clar"><span>Clarified</span> At 0.5 he covers half the remaining distance every frame, so he gets there in a few frames, close to a snap.</p>
    </aside>
    <aside class="mynote">
        <div class="mylabel">My note</div>
        <p>I wonder how well the photoresistor works when we get there.</p>
        <p class="clar"><span>Clarified</span> Good instinct. Real sensors rarely use the full 0 to 1023, so in job 4 we log its actual darkest and brightest readings, then use those in <code>map()</code>.</p>
    </aside>

  </section>

  <section id="job4">
    <header>
      <div class="num">JOB 4 · LAB DAY</div>
      <h2>Wire Frank's light sensor</h2>
      <p>Goal for the lab: the Arduino reads the photoresistor and prints numbers you can see change when you cover it or shine a light on it. No p5 yet. That's job 5.</p>
    </header>
    <div class="two">
      <div class="note">
        <h3>Bring</h3>
        <p>Arduino Uno R3 and its USB cable, a breadboard, the photoresistor, a 10k resistor (brown, black, orange bands), and five jumper wires: two red, two black, one yellow. Colors don't change how it works, they just keep it readable.</p>
      </div>
      <div class="note sun">
        <h3>How it works</h3>
        <p>The photoresistor and the 10k resistor share column 13, and A0 listens to that spot. More light lets more of the 5V through the photoresistor, so A0 reads a higher number. Dark means a low number. That matches Frank: high light, happy Frank.</p>
      </div>
    </div>
    <div class="bbwrap"><svg viewBox="0 0 740 560" role="img" aria-labelledby="bbt bbd" class="bb">
<title id="bbt">Photoresistor wiring on a breadboard</title>
<desc id="bbd">Arduino 5V to the bottom plus rail, GND to the bottom minus rail. A red jumper from the plus rail to j10. Photoresistor from g10 to g13. 10k resistor from h13 to h18. Black jumper from j18 to the minus rail. Yellow wire from i13 to A0.</desc>
<rect x="40" y="36" width="660" height="370" rx="10" class="board"/>
<rect x="44" y="210" width="652" height="20" class="gap"/>
<text x="370" y="224" class="gaplabel">center gap: the two halves are not connected</text>
<line x1="70" y1="51" x2="670" y2="51" stroke="#D93A32" stroke-width="1.5"/>
<line x1="70" y1="89" x2="670" y2="89" stroke="#2F6FD0" stroke-width="1.5"/>
<line x1="70" y1="369" x2="670" y2="369" stroke="#2F6FD0" stroke-width="1.5"/>
<line x1="70" y1="391" x2="670" y2="391" stroke="#D93A32" stroke-width="1.5"/>
<text x="60" y="64" class="rail plus">+</text><text x="60" y="84" class="rail minus">−</text>
<text x="60" y="364" class="rail minus">−</text><text x="60" y="384" class="rail plus">+</text>
<rect x="77" y="117" width="6" height="6" rx="1" class="hole"/><rect x="77" y="137" width="6" height="6" rx="1" class="hole"/><rect x="77" y="157" width="6" height="6" rx="1" class="hole"/><rect x="77" y="177" width="6" height="6" rx="1" class="hole"/><rect x="77" y="197" width="6" height="6" rx="1" class="hole"/><rect x="77" y="237" width="6" height="6" rx="1" class="hole"/><rect x="77" y="257" width="6" height="6" rx="1" class="hole"/><rect x="77" y="277" width="6" height="6" rx="1" class="hole"/><rect x="77" y="297" width="6" height="6" rx="1" class="hole"/><rect x="77" y="317" width="6" height="6" rx="1" class="hole"/><rect x="77" y="57" width="6" height="6" rx="1" class="hole"/><rect x="77" y="77" width="6" height="6" rx="1" class="hole"/><rect x="77" y="357" width="6" height="6" rx="1" class="hole"/><rect x="77" y="377" width="6" height="6" rx="1" class="hole"/><rect x="97" y="117" width="6" height="6" rx="1" class="hole"/><rect x="97" y="137" width="6" height="6" rx="1" class="hole"/><rect x="97" y="157" width="6" height="6" rx="1" class="hole"/><rect x="97" y="177" width="6" height="6" rx="1" class="hole"/><rect x="97" y="197" width="6" height="6" rx="1" class="hole"/><rect x="97" y="237" width="6" height="6" rx="1" class="hole"/><rect x="97" y="257" width="6" height="6" rx="1" class="hole"/><rect x="97" y="277" width="6" height="6" rx="1" class="hole"/><rect x="97" y="297" width="6" height="6" rx="1" class="hole"/><rect x="97" y="317" width="6" height="6" rx="1" class="hole"/><rect x="97" y="57" width="6" height="6" rx="1" class="hole"/><rect x="97" y="77" width="6" height="6" rx="1" class="hole"/><rect x="97" y="357" width="6" height="6" rx="1" class="hole"/><rect x="97" y="377" width="6" height="6" rx="1" class="hole"/><rect x="117" y="117" width="6" height="6" rx="1" class="hole"/><rect x="117" y="137" width="6" height="6" rx="1" class="hole"/><rect x="117" y="157" width="6" height="6" rx="1" class="hole"/><rect x="117" y="177" width="6" height="6" rx="1" class="hole"/><rect x="117" y="197" width="6" height="6" rx="1" class="hole"/><rect x="117" y="237" width="6" height="6" rx="1" class="hole"/><rect x="117" y="257" width="6" height="6" rx="1" class="hole"/><rect x="117" y="277" width="6" height="6" rx="1" class="hole"/><rect x="117" y="297" width="6" height="6" rx="1" class="hole"/><rect x="117" y="317" width="6" height="6" rx="1" class="hole"/><rect x="117" y="57" width="6" height="6" rx="1" class="hole"/><rect x="117" y="77" width="6" height="6" rx="1" class="hole"/><rect x="117" y="357" width="6" height="6" rx="1" class="hole"/><rect x="117" y="377" width="6" height="6" rx="1" class="hole"/><rect x="137" y="117" width="6" height="6" rx="1" class="hole"/><rect x="137" y="137" width="6" height="6" rx="1" class="hole"/><rect x="137" y="157" width="6" height="6" rx="1" class="hole"/><rect x="137" y="177" width="6" height="6" rx="1" class="hole"/><rect x="137" y="197" width="6" height="6" rx="1" class="hole"/><rect x="137" y="237" width="6" height="6" rx="1" class="hole"/><rect x="137" y="257" width="6" height="6" rx="1" class="hole"/><rect x="137" y="277" width="6" height="6" rx="1" class="hole"/><rect x="137" y="297" width="6" height="6" rx="1" class="hole"/><rect x="137" y="317" width="6" height="6" rx="1" class="hole"/><rect x="137" y="57" width="6" height="6" rx="1" class="hole"/><rect x="137" y="77" width="6" height="6" rx="1" class="hole"/><rect x="137" y="357" width="6" height="6" rx="1" class="hole"/><rect x="137" y="377" width="6" height="6" rx="1" class="hole"/><rect x="157" y="117" width="6" height="6" rx="1" class="hole"/><rect x="157" y="137" width="6" height="6" rx="1" class="hole"/><rect x="157" y="157" width="6" height="6" rx="1" class="hole"/><rect x="157" y="177" width="6" height="6" rx="1" class="hole"/><rect x="157" y="197" width="6" height="6" rx="1" class="hole"/><rect x="157" y="237" width="6" height="6" rx="1" class="hole"/><rect x="157" y="257" width="6" height="6" rx="1" class="hole"/><rect x="157" y="277" width="6" height="6" rx="1" class="hole"/><rect x="157" y="297" width="6" height="6" rx="1" class="hole"/><rect x="157" y="317" width="6" height="6" rx="1" class="hole"/><rect x="157" y="57" width="6" height="6" rx="1" class="hole"/><rect x="157" y="77" width="6" height="6" rx="1" class="hole"/><rect x="157" y="357" width="6" height="6" rx="1" class="hole"/><rect x="157" y="377" width="6" height="6" rx="1" class="hole"/><rect x="177" y="117" width="6" height="6" rx="1" class="hole"/><rect x="177" y="137" width="6" height="6" rx="1" class="hole"/><rect x="177" y="157" width="6" height="6" rx="1" class="hole"/><rect x="177" y="177" width="6" height="6" rx="1" class="hole"/><rect x="177" y="197" width="6" height="6" rx="1" class="hole"/><rect x="177" y="237" width="6" height="6" rx="1" class="hole"/><rect x="177" y="257" width="6" height="6" rx="1" class="hole"/><rect x="177" y="277" width="6" height="6" rx="1" class="hole"/><rect x="177" y="297" width="6" height="6" rx="1" class="hole"/><rect x="177" y="317" width="6" height="6" rx="1" class="hole"/><rect x="177" y="57" width="6" height="6" rx="1" class="hole"/><rect x="177" y="77" width="6" height="6" rx="1" class="hole"/><rect x="177" y="357" width="6" height="6" rx="1" class="hole"/><rect x="177" y="377" width="6" height="6" rx="1" class="hole"/><rect x="197" y="117" width="6" height="6" rx="1" class="hole"/><rect x="197" y="137" width="6" height="6" rx="1" class="hole"/><rect x="197" y="157" width="6" height="6" rx="1" class="hole"/><rect x="197" y="177" width="6" height="6" rx="1" class="hole"/><rect x="197" y="197" width="6" height="6" rx="1" class="hole"/><rect x="197" y="237" width="6" height="6" rx="1" class="hole"/><rect x="197" y="257" width="6" height="6" rx="1" class="hole"/><rect x="197" y="277" width="6" height="6" rx="1" class="hole"/><rect x="197" y="297" width="6" height="6" rx="1" class="hole"/><rect x="197" y="317" width="6" height="6" rx="1" class="hole"/><rect x="197" y="57" width="6" height="6" rx="1" class="hole"/><rect x="197" y="77" width="6" height="6" rx="1" class="hole"/><rect x="197" y="357" width="6" height="6" rx="1" class="hole"/><rect x="197" y="377" width="6" height="6" rx="1" class="hole"/><rect x="217" y="117" width="6" height="6" rx="1" class="hole"/><rect x="217" y="137" width="6" height="6" rx="1" class="hole"/><rect x="217" y="157" width="6" height="6" rx="1" class="hole"/><rect x="217" y="177" width="6" height="6" rx="1" class="hole"/><rect x="217" y="197" width="6" height="6" rx="1" class="hole"/><rect x="217" y="237" width="6" height="6" rx="1" class="hole"/><rect x="217" y="257" width="6" height="6" rx="1" class="hole"/><rect x="217" y="277" width="6" height="6" rx="1" class="hole"/><rect x="217" y="297" width="6" height="6" rx="1" class="hole"/><rect x="217" y="317" width="6" height="6" rx="1" class="hole"/><rect x="217" y="57" width="6" height="6" rx="1" class="hole"/><rect x="217" y="77" width="6" height="6" rx="1" class="hole"/><rect x="217" y="357" width="6" height="6" rx="1" class="hole"/><rect x="217" y="377" width="6" height="6" rx="1" class="hole"/><rect x="237" y="117" width="6" height="6" rx="1" class="hole"/><rect x="237" y="137" width="6" height="6" rx="1" class="hole"/><rect x="237" y="157" width="6" height="6" rx="1" class="hole"/><rect x="237" y="177" width="6" height="6" rx="1" class="hole"/><rect x="237" y="197" width="6" height="6" rx="1" class="hole"/><rect x="237" y="237" width="6" height="6" rx="1" class="hole"/><rect x="237" y="257" width="6" height="6" rx="1" class="hole"/><rect x="237" y="277" width="6" height="6" rx="1" class="hole"/><rect x="237" y="297" width="6" height="6" rx="1" class="hole"/><rect x="237" y="317" width="6" height="6" rx="1" class="hole"/><rect x="237" y="57" width="6" height="6" rx="1" class="hole"/><rect x="237" y="77" width="6" height="6" rx="1" class="hole"/><rect x="237" y="357" width="6" height="6" rx="1" class="hole"/><rect x="237" y="377" width="6" height="6" rx="1" class="hole"/><rect x="257" y="117" width="6" height="6" rx="1" class="hole"/><rect x="257" y="137" width="6" height="6" rx="1" class="hole"/><rect x="257" y="157" width="6" height="6" rx="1" class="hole"/><rect x="257" y="177" width="6" height="6" rx="1" class="hole"/><rect x="257" y="197" width="6" height="6" rx="1" class="hole"/><rect x="257" y="237" width="6" height="6" rx="1" class="hole"/><rect x="257" y="257" width="6" height="6" rx="1" class="hole"/><rect x="257" y="277" width="6" height="6" rx="1" class="hole"/><rect x="257" y="297" width="6" height="6" rx="1" class="hole"/><rect x="257" y="317" width="6" height="6" rx="1" class="hole"/><rect x="257" y="57" width="6" height="6" rx="1" class="hole"/><rect x="257" y="77" width="6" height="6" rx="1" class="hole"/><rect x="257" y="357" width="6" height="6" rx="1" class="hole"/><rect x="257" y="377" width="6" height="6" rx="1" class="hole"/><rect x="277" y="117" width="6" height="6" rx="1" class="hole"/><rect x="277" y="137" width="6" height="6" rx="1" class="hole"/><rect x="277" y="157" width="6" height="6" rx="1" class="hole"/><rect x="277" y="177" width="6" height="6" rx="1" class="hole"/><rect x="277" y="197" width="6" height="6" rx="1" class="hole"/><rect x="277" y="237" width="6" height="6" rx="1" class="hole"/><rect x="277" y="257" width="6" height="6" rx="1" class="hole"/><rect x="277" y="277" width="6" height="6" rx="1" class="hole"/><rect x="277" y="297" width="6" height="6" rx="1" class="hole"/><rect x="277" y="317" width="6" height="6" rx="1" class="hole"/><rect x="277" y="57" width="6" height="6" rx="1" class="hole"/><rect x="277" y="77" width="6" height="6" rx="1" class="hole"/><rect x="277" y="357" width="6" height="6" rx="1" class="hole"/><rect x="277" y="377" width="6" height="6" rx="1" class="hole"/><rect x="297" y="117" width="6" height="6" rx="1" class="hole"/><rect x="297" y="137" width="6" height="6" rx="1" class="hole"/><rect x="297" y="157" width="6" height="6" rx="1" class="hole"/><rect x="297" y="177" width="6" height="6" rx="1" class="hole"/><rect x="297" y="197" width="6" height="6" rx="1" class="hole"/><rect x="297" y="237" width="6" height="6" rx="1" class="hole"/><rect x="297" y="257" width="6" height="6" rx="1" class="hole"/><rect x="297" y="277" width="6" height="6" rx="1" class="hole"/><rect x="297" y="297" width="6" height="6" rx="1" class="hole"/><rect x="297" y="317" width="6" height="6" rx="1" class="hole"/><rect x="297" y="57" width="6" height="6" rx="1" class="hole"/><rect x="297" y="77" width="6" height="6" rx="1" class="hole"/><rect x="297" y="357" width="6" height="6" rx="1" class="hole"/><rect x="297" y="377" width="6" height="6" rx="1" class="hole"/><rect x="317" y="117" width="6" height="6" rx="1" class="hole"/><rect x="317" y="137" width="6" height="6" rx="1" class="hole"/><rect x="317" y="157" width="6" height="6" rx="1" class="hole"/><rect x="317" y="177" width="6" height="6" rx="1" class="hole"/><rect x="317" y="197" width="6" height="6" rx="1" class="hole"/><rect x="317" y="237" width="6" height="6" rx="1" class="hole"/><rect x="317" y="257" width="6" height="6" rx="1" class="hole"/><rect x="317" y="277" width="6" height="6" rx="1" class="hole"/><rect x="317" y="297" width="6" height="6" rx="1" class="hole"/><rect x="317" y="317" width="6" height="6" rx="1" class="hole"/><rect x="317" y="57" width="6" height="6" rx="1" class="hole"/><rect x="317" y="77" width="6" height="6" rx="1" class="hole"/><rect x="317" y="357" width="6" height="6" rx="1" class="hole"/><rect x="317" y="377" width="6" height="6" rx="1" class="hole"/><rect x="337" y="117" width="6" height="6" rx="1" class="hole"/><rect x="337" y="137" width="6" height="6" rx="1" class="hole"/><rect x="337" y="157" width="6" height="6" rx="1" class="hole"/><rect x="337" y="177" width="6" height="6" rx="1" class="hole"/><rect x="337" y="197" width="6" height="6" rx="1" class="hole"/><rect x="337" y="237" width="6" height="6" rx="1" class="hole"/><rect x="337" y="257" width="6" height="6" rx="1" class="hole"/><rect x="337" y="277" width="6" height="6" rx="1" class="hole"/><rect x="337" y="297" width="6" height="6" rx="1" class="hole"/><rect x="337" y="317" width="6" height="6" rx="1" class="hole"/><rect x="337" y="57" width="6" height="6" rx="1" class="hole"/><rect x="337" y="77" width="6" height="6" rx="1" class="hole"/><rect x="337" y="357" width="6" height="6" rx="1" class="hole"/><rect x="337" y="377" width="6" height="6" rx="1" class="hole"/><rect x="357" y="117" width="6" height="6" rx="1" class="hole"/><rect x="357" y="137" width="6" height="6" rx="1" class="hole"/><rect x="357" y="157" width="6" height="6" rx="1" class="hole"/><rect x="357" y="177" width="6" height="6" rx="1" class="hole"/><rect x="357" y="197" width="6" height="6" rx="1" class="hole"/><rect x="357" y="237" width="6" height="6" rx="1" class="hole"/><rect x="357" y="257" width="6" height="6" rx="1" class="hole"/><rect x="357" y="277" width="6" height="6" rx="1" class="hole"/><rect x="357" y="297" width="6" height="6" rx="1" class="hole"/><rect x="357" y="317" width="6" height="6" rx="1" class="hole"/><rect x="357" y="57" width="6" height="6" rx="1" class="hole"/><rect x="357" y="77" width="6" height="6" rx="1" class="hole"/><rect x="357" y="357" width="6" height="6" rx="1" class="hole"/><rect x="357" y="377" width="6" height="6" rx="1" class="hole"/><rect x="377" y="117" width="6" height="6" rx="1" class="hole"/><rect x="377" y="137" width="6" height="6" rx="1" class="hole"/><rect x="377" y="157" width="6" height="6" rx="1" class="hole"/><rect x="377" y="177" width="6" height="6" rx="1" class="hole"/><rect x="377" y="197" width="6" height="6" rx="1" class="hole"/><rect x="377" y="237" width="6" height="6" rx="1" class="hole"/><rect x="377" y="257" width="6" height="6" rx="1" class="hole"/><rect x="377" y="277" width="6" height="6" rx="1" class="hole"/><rect x="377" y="297" width="6" height="6" rx="1" class="hole"/><rect x="377" y="317" width="6" height="6" rx="1" class="hole"/><rect x="377" y="57" width="6" height="6" rx="1" class="hole"/><rect x="377" y="77" width="6" height="6" rx="1" class="hole"/><rect x="377" y="357" width="6" height="6" rx="1" class="hole"/><rect x="377" y="377" width="6" height="6" rx="1" class="hole"/><rect x="397" y="117" width="6" height="6" rx="1" class="hole"/><rect x="397" y="137" width="6" height="6" rx="1" class="hole"/><rect x="397" y="157" width="6" height="6" rx="1" class="hole"/><rect x="397" y="177" width="6" height="6" rx="1" class="hole"/><rect x="397" y="197" width="6" height="6" rx="1" class="hole"/><rect x="397" y="237" width="6" height="6" rx="1" class="hole"/><rect x="397" y="257" width="6" height="6" rx="1" class="hole"/><rect x="397" y="277" width="6" height="6" rx="1" class="hole"/><rect x="397" y="297" width="6" height="6" rx="1" class="hole"/><rect x="397" y="317" width="6" height="6" rx="1" class="hole"/><rect x="397" y="57" width="6" height="6" rx="1" class="hole"/><rect x="397" y="77" width="6" height="6" rx="1" class="hole"/><rect x="397" y="357" width="6" height="6" rx="1" class="hole"/><rect x="397" y="377" width="6" height="6" rx="1" class="hole"/><rect x="417" y="117" width="6" height="6" rx="1" class="hole"/><rect x="417" y="137" width="6" height="6" rx="1" class="hole"/><rect x="417" y="157" width="6" height="6" rx="1" class="hole"/><rect x="417" y="177" width="6" height="6" rx="1" class="hole"/><rect x="417" y="197" width="6" height="6" rx="1" class="hole"/><rect x="417" y="237" width="6" height="6" rx="1" class="hole"/><rect x="417" y="257" width="6" height="6" rx="1" class="hole"/><rect x="417" y="277" width="6" height="6" rx="1" class="hole"/><rect x="417" y="297" width="6" height="6" rx="1" class="hole"/><rect x="417" y="317" width="6" height="6" rx="1" class="hole"/><rect x="417" y="57" width="6" height="6" rx="1" class="hole"/><rect x="417" y="77" width="6" height="6" rx="1" class="hole"/><rect x="417" y="357" width="6" height="6" rx="1" class="hole"/><rect x="417" y="377" width="6" height="6" rx="1" class="hole"/><rect x="437" y="117" width="6" height="6" rx="1" class="hole"/><rect x="437" y="137" width="6" height="6" rx="1" class="hole"/><rect x="437" y="157" width="6" height="6" rx="1" class="hole"/><rect x="437" y="177" width="6" height="6" rx="1" class="hole"/><rect x="437" y="197" width="6" height="6" rx="1" class="hole"/><rect x="437" y="237" width="6" height="6" rx="1" class="hole"/><rect x="437" y="257" width="6" height="6" rx="1" class="hole"/><rect x="437" y="277" width="6" height="6" rx="1" class="hole"/><rect x="437" y="297" width="6" height="6" rx="1" class="hole"/><rect x="437" y="317" width="6" height="6" rx="1" class="hole"/><rect x="437" y="57" width="6" height="6" rx="1" class="hole"/><rect x="437" y="77" width="6" height="6" rx="1" class="hole"/><rect x="437" y="357" width="6" height="6" rx="1" class="hole"/><rect x="437" y="377" width="6" height="6" rx="1" class="hole"/><rect x="457" y="117" width="6" height="6" rx="1" class="hole"/><rect x="457" y="137" width="6" height="6" rx="1" class="hole"/><rect x="457" y="157" width="6" height="6" rx="1" class="hole"/><rect x="457" y="177" width="6" height="6" rx="1" class="hole"/><rect x="457" y="197" width="6" height="6" rx="1" class="hole"/><rect x="457" y="237" width="6" height="6" rx="1" class="hole"/><rect x="457" y="257" width="6" height="6" rx="1" class="hole"/><rect x="457" y="277" width="6" height="6" rx="1" class="hole"/><rect x="457" y="297" width="6" height="6" rx="1" class="hole"/><rect x="457" y="317" width="6" height="6" rx="1" class="hole"/><rect x="457" y="57" width="6" height="6" rx="1" class="hole"/><rect x="457" y="77" width="6" height="6" rx="1" class="hole"/><rect x="457" y="357" width="6" height="6" rx="1" class="hole"/><rect x="457" y="377" width="6" height="6" rx="1" class="hole"/><rect x="477" y="117" width="6" height="6" rx="1" class="hole"/><rect x="477" y="137" width="6" height="6" rx="1" class="hole"/><rect x="477" y="157" width="6" height="6" rx="1" class="hole"/><rect x="477" y="177" width="6" height="6" rx="1" class="hole"/><rect x="477" y="197" width="6" height="6" rx="1" class="hole"/><rect x="477" y="237" width="6" height="6" rx="1" class="hole"/><rect x="477" y="257" width="6" height="6" rx="1" class="hole"/><rect x="477" y="277" width="6" height="6" rx="1" class="hole"/><rect x="477" y="297" width="6" height="6" rx="1" class="hole"/><rect x="477" y="317" width="6" height="6" rx="1" class="hole"/><rect x="477" y="57" width="6" height="6" rx="1" class="hole"/><rect x="477" y="77" width="6" height="6" rx="1" class="hole"/><rect x="477" y="357" width="6" height="6" rx="1" class="hole"/><rect x="477" y="377" width="6" height="6" rx="1" class="hole"/><rect x="497" y="117" width="6" height="6" rx="1" class="hole"/><rect x="497" y="137" width="6" height="6" rx="1" class="hole"/><rect x="497" y="157" width="6" height="6" rx="1" class="hole"/><rect x="497" y="177" width="6" height="6" rx="1" class="hole"/><rect x="497" y="197" width="6" height="6" rx="1" class="hole"/><rect x="497" y="237" width="6" height="6" rx="1" class="hole"/><rect x="497" y="257" width="6" height="6" rx="1" class="hole"/><rect x="497" y="277" width="6" height="6" rx="1" class="hole"/><rect x="497" y="297" width="6" height="6" rx="1" class="hole"/><rect x="497" y="317" width="6" height="6" rx="1" class="hole"/><rect x="497" y="57" width="6" height="6" rx="1" class="hole"/><rect x="497" y="77" width="6" height="6" rx="1" class="hole"/><rect x="497" y="357" width="6" height="6" rx="1" class="hole"/><rect x="497" y="377" width="6" height="6" rx="1" class="hole"/><rect x="517" y="117" width="6" height="6" rx="1" class="hole"/><rect x="517" y="137" width="6" height="6" rx="1" class="hole"/><rect x="517" y="157" width="6" height="6" rx="1" class="hole"/><rect x="517" y="177" width="6" height="6" rx="1" class="hole"/><rect x="517" y="197" width="6" height="6" rx="1" class="hole"/><rect x="517" y="237" width="6" height="6" rx="1" class="hole"/><rect x="517" y="257" width="6" height="6" rx="1" class="hole"/><rect x="517" y="277" width="6" height="6" rx="1" class="hole"/><rect x="517" y="297" width="6" height="6" rx="1" class="hole"/><rect x="517" y="317" width="6" height="6" rx="1" class="hole"/><rect x="517" y="57" width="6" height="6" rx="1" class="hole"/><rect x="517" y="77" width="6" height="6" rx="1" class="hole"/><rect x="517" y="357" width="6" height="6" rx="1" class="hole"/><rect x="517" y="377" width="6" height="6" rx="1" class="hole"/><rect x="537" y="117" width="6" height="6" rx="1" class="hole"/><rect x="537" y="137" width="6" height="6" rx="1" class="hole"/><rect x="537" y="157" width="6" height="6" rx="1" class="hole"/><rect x="537" y="177" width="6" height="6" rx="1" class="hole"/><rect x="537" y="197" width="6" height="6" rx="1" class="hole"/><rect x="537" y="237" width="6" height="6" rx="1" class="hole"/><rect x="537" y="257" width="6" height="6" rx="1" class="hole"/><rect x="537" y="277" width="6" height="6" rx="1" class="hole"/><rect x="537" y="297" width="6" height="6" rx="1" class="hole"/><rect x="537" y="317" width="6" height="6" rx="1" class="hole"/><rect x="537" y="57" width="6" height="6" rx="1" class="hole"/><rect x="537" y="77" width="6" height="6" rx="1" class="hole"/><rect x="537" y="357" width="6" height="6" rx="1" class="hole"/><rect x="537" y="377" width="6" height="6" rx="1" class="hole"/><rect x="557" y="117" width="6" height="6" rx="1" class="hole"/><rect x="557" y="137" width="6" height="6" rx="1" class="hole"/><rect x="557" y="157" width="6" height="6" rx="1" class="hole"/><rect x="557" y="177" width="6" height="6" rx="1" class="hole"/><rect x="557" y="197" width="6" height="6" rx="1" class="hole"/><rect x="557" y="237" width="6" height="6" rx="1" class="hole"/><rect x="557" y="257" width="6" height="6" rx="1" class="hole"/><rect x="557" y="277" width="6" height="6" rx="1" class="hole"/><rect x="557" y="297" width="6" height="6" rx="1" class="hole"/><rect x="557" y="317" width="6" height="6" rx="1" class="hole"/><rect x="557" y="57" width="6" height="6" rx="1" class="hole"/><rect x="557" y="77" width="6" height="6" rx="1" class="hole"/><rect x="557" y="357" width="6" height="6" rx="1" class="hole"/><rect x="557" y="377" width="6" height="6" rx="1" class="hole"/><rect x="577" y="117" width="6" height="6" rx="1" class="hole"/><rect x="577" y="137" width="6" height="6" rx="1" class="hole"/><rect x="577" y="157" width="6" height="6" rx="1" class="hole"/><rect x="577" y="177" width="6" height="6" rx="1" class="hole"/><rect x="577" y="197" width="6" height="6" rx="1" class="hole"/><rect x="577" y="237" width="6" height="6" rx="1" class="hole"/><rect x="577" y="257" width="6" height="6" rx="1" class="hole"/><rect x="577" y="277" width="6" height="6" rx="1" class="hole"/><rect x="577" y="297" width="6" height="6" rx="1" class="hole"/><rect x="577" y="317" width="6" height="6" rx="1" class="hole"/><rect x="577" y="57" width="6" height="6" rx="1" class="hole"/><rect x="577" y="77" width="6" height="6" rx="1" class="hole"/><rect x="577" y="357" width="6" height="6" rx="1" class="hole"/><rect x="577" y="377" width="6" height="6" rx="1" class="hole"/><rect x="597" y="117" width="6" height="6" rx="1" class="hole"/><rect x="597" y="137" width="6" height="6" rx="1" class="hole"/><rect x="597" y="157" width="6" height="6" rx="1" class="hole"/><rect x="597" y="177" width="6" height="6" rx="1" class="hole"/><rect x="597" y="197" width="6" height="6" rx="1" class="hole"/><rect x="597" y="237" width="6" height="6" rx="1" class="hole"/><rect x="597" y="257" width="6" height="6" rx="1" class="hole"/><rect x="597" y="277" width="6" height="6" rx="1" class="hole"/><rect x="597" y="297" width="6" height="6" rx="1" class="hole"/><rect x="597" y="317" width="6" height="6" rx="1" class="hole"/><rect x="597" y="57" width="6" height="6" rx="1" class="hole"/><rect x="597" y="77" width="6" height="6" rx="1" class="hole"/><rect x="597" y="357" width="6" height="6" rx="1" class="hole"/><rect x="597" y="377" width="6" height="6" rx="1" class="hole"/><rect x="617" y="117" width="6" height="6" rx="1" class="hole"/><rect x="617" y="137" width="6" height="6" rx="1" class="hole"/><rect x="617" y="157" width="6" height="6" rx="1" class="hole"/><rect x="617" y="177" width="6" height="6" rx="1" class="hole"/><rect x="617" y="197" width="6" height="6" rx="1" class="hole"/><rect x="617" y="237" width="6" height="6" rx="1" class="hole"/><rect x="617" y="257" width="6" height="6" rx="1" class="hole"/><rect x="617" y="277" width="6" height="6" rx="1" class="hole"/><rect x="617" y="297" width="6" height="6" rx="1" class="hole"/><rect x="617" y="317" width="6" height="6" rx="1" class="hole"/><rect x="617" y="57" width="6" height="6" rx="1" class="hole"/><rect x="617" y="77" width="6" height="6" rx="1" class="hole"/><rect x="617" y="357" width="6" height="6" rx="1" class="hole"/><rect x="617" y="377" width="6" height="6" rx="1" class="hole"/><rect x="637" y="117" width="6" height="6" rx="1" class="hole"/><rect x="637" y="137" width="6" height="6" rx="1" class="hole"/><rect x="637" y="157" width="6" height="6" rx="1" class="hole"/><rect x="637" y="177" width="6" height="6" rx="1" class="hole"/><rect x="637" y="197" width="6" height="6" rx="1" class="hole"/><rect x="637" y="237" width="6" height="6" rx="1" class="hole"/><rect x="637" y="257" width="6" height="6" rx="1" class="hole"/><rect x="637" y="277" width="6" height="6" rx="1" class="hole"/><rect x="637" y="297" width="6" height="6" rx="1" class="hole"/><rect x="637" y="317" width="6" height="6" rx="1" class="hole"/><rect x="637" y="57" width="6" height="6" rx="1" class="hole"/><rect x="637" y="77" width="6" height="6" rx="1" class="hole"/><rect x="637" y="357" width="6" height="6" rx="1" class="hole"/><rect x="637" y="377" width="6" height="6" rx="1" class="hole"/><rect x="657" y="117" width="6" height="6" rx="1" class="hole"/><rect x="657" y="137" width="6" height="6" rx="1" class="hole"/><rect x="657" y="157" width="6" height="6" rx="1" class="hole"/><rect x="657" y="177" width="6" height="6" rx="1" class="hole"/><rect x="657" y="197" width="6" height="6" rx="1" class="hole"/><rect x="657" y="237" width="6" height="6" rx="1" class="hole"/><rect x="657" y="257" width="6" height="6" rx="1" class="hole"/><rect x="657" y="277" width="6" height="6" rx="1" class="hole"/><rect x="657" y="297" width="6" height="6" rx="1" class="hole"/><rect x="657" y="317" width="6" height="6" rx="1" class="hole"/><rect x="657" y="57" width="6" height="6" rx="1" class="hole"/><rect x="657" y="77" width="6" height="6" rx="1" class="hole"/><rect x="657" y="357" width="6" height="6" rx="1" class="hole"/><rect x="657" y="377" width="6" height="6" rx="1" class="hole"/>
<text x="80" y="104" class="bbnum">1</text><text x="160" y="104" class="bbnum">5</text><text x="260" y="104" class="bbnum">10</text><text x="320" y="104" class="bbnum">13</text><text x="360" y="104" class="bbnum">15</text><text x="420" y="104" class="bbnum">18</text><text x="460" y="104" class="bbnum">20</text><text x="560" y="104" class="bbnum">25</text><text x="660" y="104" class="bbnum">30</text><text x="62" y="124" class="bblet">a</text><text x="678" y="124" class="bblet">a</text><text x="62" y="144" class="bblet">b</text><text x="678" y="144" class="bblet">b</text><text x="62" y="164" class="bblet">c</text><text x="678" y="164" class="bblet">c</text><text x="62" y="184" class="bblet">d</text><text x="678" y="184" class="bblet">d</text><text x="62" y="204" class="bblet">e</text><text x="678" y="204" class="bblet">e</text><text x="62" y="244" class="bblet">f</text><text x="678" y="244" class="bblet">f</text><text x="62" y="264" class="bblet">g</text><text x="678" y="264" class="bblet">g</text><text x="62" y="284" class="bblet">h</text><text x="678" y="284" class="bblet">h</text><text x="62" y="304" class="bblet">i</text><text x="678" y="304" class="bblet">i</text><text x="62" y="324" class="bblet">j</text><text x="678" y="324" class="bblet">j</text>
<rect x="250" y="232" width="20" height="96" rx="4" class="colhint"/>
<rect x="310" y="232" width="20" height="96" rx="4" class="colhint"/>
<rect x="410" y="232" width="20" height="96" rx="4" class="colhint"/>

<!-- photoresistor g10 to g13 -->
<line x1="260" y1="260" x2="275" y2="260" class="leg"/><line x1="305" y1="260" x2="320" y2="260" class="leg"/>
<circle cx="290" cy="260" r="15" class="ldr"/>
<path d="M281 254 q4 -4 6 0 t6 0 t6 0 M281 262 q4 -4 6 0 t6 0 t6 0" class="ldrsq"/>
<!-- 10k resistor h13 to h18 -->
<line x1="320" y1="280" x2="352" y2="280" class="leg"/><line x1="388" y1="280" x2="420" y2="280" class="leg"/>
<rect x="352" y="273" width="36" height="14" rx="6" class="res"/>
<rect x="359" y="273" width="4" height="14" fill="#7B4A2A"/><rect x="367" y="273" width="4" height="14" fill="#1E1E1E"/><rect x="375" y="273" width="4" height="14" fill="#E2832B"/>

<!-- wires -->
<path d="M220 452 V380" class="w red"/>
<path d="M240 452 V360" class="w blk"/>
<path d="M260 320 V380" class="w red"/>
<path d="M420 320 V360" class="w blk"/>
<path d="M320 300 V418 H360 V452" class="w yel"/>
<circle cx="220" cy="380" r="5" class="used"/><circle cx="240" cy="360" r="5" class="used"/><circle cx="260" cy="380" r="5" class="used"/><circle cx="260" cy="320" r="5" class="used"/><circle cx="260" cy="260" r="5" class="used"/><circle cx="320" cy="260" r="5" class="used"/><circle cx="320" cy="280" r="5" class="used"/><circle cx="320" cy="300" r="5" class="used"/><circle cx="420" cy="280" r="5" class="used"/><circle cx="420" cy="320" r="5" class="used"/><circle cx="420" cy="360" r="5" class="used"/>

<!-- callouts -->
<text x="290" y="245" class="call">photoresistor</text><text x="268" y="345" class="call">10</text><text x="328" y="345" class="call">13</text><text x="428" y="345" class="call">18</text>
<text x="370" y="304" class="call">10k Ω</text>

<!-- Arduino -->
<rect x="120" y="440" width="520" height="100" rx="10" class="uno"/>
<text x="380" y="526" class="unotitle">Arduino Uno R3 (header edge)</text>
<rect x="155" y="447" width="10" height="10" class="pin"/><rect x="175" y="447" width="10" height="10" class="pin"/><rect x="195" y="447" width="10" height="10" class="pin"/><rect x="215" y="447" width="10" height="10" class="pin"/><rect x="235" y="447" width="10" height="10" class="pin"/><rect x="255" y="447" width="10" height="10" class="pin"/><rect x="275" y="447" width="10" height="10" class="pin"/><rect x="355" y="447" width="10" height="10" class="pin"/><rect x="375" y="447" width="10" height="10" class="pin"/><rect x="395" y="447" width="10" height="10" class="pin"/><rect x="415" y="447" width="10" height="10" class="pin"/><rect x="435" y="447" width="10" height="10" class="pin"/><rect x="455" y="447" width="10" height="10" class="pin"/>
<text x="220" y="476" class="pinlab">5V</text><text x="240" y="492" class="pinlab">GND</text>
<text x="360" y="476" class="pinlab">A0</text>
<text x="220" y="508" class="pingroup">power pins</text><text x="410" y="508" class="pingroup">analog pins A0 to A5</text>
</svg></div>
    <p class="muted">Rings mark where a wire or leg goes into a hole. A wire only connects where it ends, not where it crosses a rail. Highlighted columns are the three that matter: 10, 13 and 18.</p>
    <div class="table-scroll">
      <table>
        <thead><tr><th>Wire or part</th><th>From</th><th>To</th></tr></thead>
        <tbody>
          <tr><td><span class="swatch" style="background:#D93A32"></span>Red</td><td>Arduino <code>5V</code></td><td>Bottom <code>+</code> rail</td></tr>
          <tr><td><span class="swatch" style="background:#1E1E1E"></span>Black</td><td>Arduino <code>GND</code></td><td>Bottom <code>−</code> rail</td></tr>
          <tr><td><span class="swatch" style="background:#D93A32"></span>Red jumper</td><td>Bottom <code>+</code> rail</td><td><code>j10</code></td></tr>
          <tr><td>Photoresistor</td><td><code>g10</code></td><td><code>g13</code> (either way round)</td></tr>
          <tr><td>10k resistor</td><td><code>h13</code></td><td><code>h18</code> (either way round)</td></tr>
          <tr><td><span class="swatch" style="background:#1E1E1E"></span>Black jumper</td><td><code>j18</code></td><td>Bottom <code>−</code> rail</td></tr>
          <tr><td><span class="swatch" style="background:#E2B91E"></span>Yellow</td><td><code>i13</code></td><td>Arduino <code>A0</code></td></tr>
        </tbody>
      </table>
    </div>
    <h3>The Arduino code</h3>
    <pre><span class="c">// Frank's light sensor: reads the photoresistor and sends the number to the computer</span>
<span class="k">const int</span> sensorPin = A0;

<span class="k">void</span> setup() {
  Serial.begin(9600);                  <span class="c">// open the line to the computer</span>
}

<span class="k">void</span> loop() {
  <span class="k">int</span> light = analogRead(sensorPin);   <span class="c">// 0 to 1023</span>
  Serial.println(light);               <span class="c">// send it, one number per line</span>
  delay(50);                           <span class="c">// about 20 readings a second</span>
}</pre>
    <p>Same tools as your class work: <code>analogRead</code> to read, <code>Serial.println</code> to send. Type it in yourself and save it as <code>frank_light</code> in the Arduino IDE. In job 5, p5 will listen to exactly these numbers.</p>
    <h3>In the lab, step by step</h3>
    <ol class="checklist">
      <li><p><strong>Wire it with the USB unplugged.</strong> Follow the table row by row, checking off each one.</p></li>
      <li><p><strong>Plug in and upload.</strong> In the Arduino IDE, pick the board (Arduino Uno) and its port, then upload <code>frank_light</code>.</p></li>
      <li><p><strong>Open the Serial Monitor</strong> (magnifying glass, top right) and set it to 9600 baud. Numbers should scroll.</p></li>
      <li><p><strong>Test it.</strong> Cover the photoresistor with your hand: numbers drop. Shine your phone flashlight on it: numbers climb. For a picture of it, try the Serial Plotter next to it.</p></li>
      <li><p><strong>Log your readings</strong> in the table below. These go into <code>map()</code> in job 5 so Frank uses the sensor's real range.</p></li>
      <li><p><strong>Close the Serial Monitor and Plotter</strong> when you're done. Only one program can listen to the Arduino at a time, and in job 5 that will be p5.</p></li>
    </ol>
    <h3>Reading log</h3>
    <p class="muted">This answers my question from job 3 about how well the photoresistor will work.</p>
    <div class="table-scroll">
      <table>
        <thead><tr><th>Condition</th><th>Reading</th><th>What it's for</th></tr></thead>
        <tbody>
          <tr><td>Covered with your finger</td><td>under 100</td><td>Darkest: Frank at his grumpiest</td></tr>
          <tr><td>Normal room light</td><td>300s</td><td>Where Frank sits most of the time</td></tr>
          <tr><td>Phone flashlight, right up close</td><td>over 800</td><td>Brightest: full sun</td></tr>
        </tbody>
      </table>
    </div>
    <aside class="mynote">
        <div class="mylabel">My note</div>
        <p>In the lab: the room reads in the 300s, covering it with my finger drops it under 100, and getting right up to it with my phone light takes it over 800.</p>
        <p class="clar"><span>Clarified</span> So the sensor really lives between about 100 and 800, not 0 and 1023, which answers my question from job 3. In job 5 those become the numbers in <code>map()</code>. With them, room light lands Frank at mildly put out, so he needs you to bring him the light to be happy.</p>
    </aside>
    <h3>If something's off</h3>
    <div class="table-scroll">
      <table>
        <thead><tr><th>You see</th><th>Likely cause</th><th>Try</th></tr></thead>
        <tbody>
          <tr><td>Always 0</td><td>No power reaching column 10, or yellow wire not on <code>A0</code></td><td>Check the red wires and the <code>+</code> rail, and the yellow wire's end</td></tr>
          <tr><td>Always 1023</td><td>The 10k resistor isn't reaching ground</td><td>Check the black jumper from <code>j18</code> to the <code>−</code> rail</td></tr>
          <tr><td>Numbers jump around randomly</td><td>A loose leg or wire</td><td>Push each part firmly into its hole</td></tr>
          <tr><td>Darker gives higher numbers</td><td>Photoresistor and resistor swapped sides</td><td>Swap them, or flip the <code>map()</code> later. Both work</td></tr>
          <tr><td>Serial Monitor shows gibberish</td><td>Baud rate mismatch</td><td>Set the monitor to 9600 to match <code>Serial.begin(9600)</code></td></tr>
          <tr><td>Upload fails, port is busy</td><td>Something else is using the port</td><td>Close the Serial Monitor or any other sketch, then upload again</td></tr>
        </tbody>
      </table>
    </div>
  </section>

  <section id="job5">
    <header>
      <div class="num">JOB 5 · P5 HEARS THE ARDUINO</div>
      <h2>Swap the slider for the real sensor</h2>
      <p>The Arduino is already sending one number per line. Job 5 teaches the sketch to listen, using <strong>p5.webserial</strong>, a library on p5's libraries page that works in the web editor in Chrome. If no Arduino is connected, the slider still works, so anyone can play with Frank.</p>
    </header>
    <div class="flow">
      <div class="chip"><strong>photoresistor</strong><span>Light on the sensor</span></div>
      <div class="arrow" aria-hidden="true">→</div>
      <div class="chip"><strong>Arduino</strong><span><code>Serial.println(light)</code></span></div>
      <div class="arrow" aria-hidden="true">→</div>
      <div class="chip hot"><strong>port.readUntil("\n")</strong><span>p5 reads one line</span></div>
      <div class="arrow" aria-hidden="true">→</div>
      <div class="chip"><strong>sun.strength</strong><span>Then Frank, as before</span></div>
    </div>
    <h3>The new pieces</h3>
    <div class="table-scroll">
      <table>
        <thead><tr><th>Code</th><th>Where</th><th>In plain words</th></tr></thead>
        <tbody>
          <tr><td><code>&lt;script src=".../p5.webserial.js"&gt;</code></td><td><code>index.html</code>, after p5</td><td>Loads the library, the same way p5 itself is loaded</td></tr>
          <tr><td><code>port = createSerial();</code></td><td><code>setup()</code></td><td>Makes a serial port object. Not connected yet, just ready</td></tr>
          <tr><td><code>createButton("Connect Arduino")</code></td><td><code>setup()</code></td><td>A button under the canvas. Chrome only lets a page pick a device after you click something</td></tr>
          <tr><td><code>port.open("Arduino", 9600);</code></td><td><code>connectArduino()</code></td><td>Opens Chrome's device picker. 9600 has to match <code>Serial.begin(9600)</code> on the Arduino</td></tr>
          <tr><td><code>port.opened()</code></td><td><code>draw()</code></td><td>"Are we connected?" true or false</td></tr>
          <tr><td><code>port.readUntil("\n")</code></td><td><code>draw()</code></td><td>Reads up to the end of a line, which is one whole number. Returns an empty string if a full line hasn't arrived yet</td></tr>
          <tr><td><code>int(reading)</code></td><td><code>draw()</code></td><td>Serial sends text, like <code>"345"</code>. <code>int()</code> turns it into the number 345</td></tr>
        </tbody>
      </table>
    </div>
    <div class="two">
      <div class="note">
        <h3>The heart of it, in <code>draw()</code></h3>
        <pre><span class="k">if</span> (port.opened()) {
  <span class="k">let</span> reading = port.readUntil(<span class="k">"\n"</span>);
  <span class="k">if</span> (reading.length > 0) {
    sun.strength = int(reading);
  }
} <span class="k">else</span> {
  sun.strength = lightSlider.value();
}</pre>
        <p>Connected: use the sensor, but only when a full number has arrived, so the sun never gets an empty value. Not connected: use the slider, like before.</p>
      </div>
      <div class="note sun">
        <h3>Using the lab readings</h3>
        <pre>map(light, 100, 800, 0.8, -1, <span class="k">true</span>)</pre>
        <p>Every 0 and 1023 becomes 100 and 800, the sensor's real range: in Frank's mood, the sunbeam's alpha, and the slider. The extra <code>true</code> is on the <code>map()</code> reference: it keeps the answer inside the range, so a reading of 50 or 900 can't push Frank past fully grumpy or fully content.</p>
      </div>
    </div>
    <h3>Connecting, step by step</h3>
    <ol class="checklist">
      <li><p><strong>Close the Arduino Serial Monitor and Plotter.</strong> Only one program can listen at a time.</p></li>
      <li><p><strong>Use Chrome</strong> (or Edge). Safari and Firefox don't support Web Serial.</p></li>
      <li><p><strong>Press play</strong>, then click <strong>Connect Arduino</strong> under the canvas.</p></li>
      <li><p><strong>Pick the Arduino</strong> in Chrome's pop-up (it usually says Arduino Uno, or usbmodem on a Mac) and click Connect.</p></li>
      <li><p><strong>Cover the sensor, then shine a light on it.</strong> Frank should sulk, then come around.</p></li>
    </ol>
    <div class="table-scroll">
      <table>
        <thead><tr><th>You see</th><th>Likely cause</th><th>Try</th></tr></thead>
        <tbody>
          <tr><td>The pop-up lists nothing</td><td>Arduino isn't plugged in, or the filter hides it</td><td>Replug the USB. Or change <code>port.open("Arduino", 9600)</code> to <code>port.open(9600)</code> to list every device</td></tr>
          <tr><td>"Failed to open serial port"</td><td>The Serial Monitor is still open</td><td>Close it in the Arduino IDE, then click Connect again</td></tr>
          <tr><td>Connected, but Frank doesn't change</td><td>Baud rates don't match</td><td>Both sides should say 9600</td></tr>
          <tr><td><code>createSerial is not defined</code></td><td>The library line is missing or below <code>sketch.js</code></td><td>Put it right after the p5 line in <code>index.html</code></td></tr>
        </tbody>
      </table>
    </div>
  </section>

  <section id="say">
    <header>
      <div class="num">8 · IN CLASS</div>
      <h2>Things you can say about him</h2>
    </header>
    <ul class="talk">
      <li>Frank is a class. <code>frank.js</code> describes him, and <code>sketch.js</code> makes one with <code>new</code> and asks him to update and draw himself every frame.</li>
      <li>His mood is one number, <code>anger</code>, from 1 to -1. His brows, lids, mouth, posture, and blush all read from it.</li>
      <li>The light sets a target mood, and <code>lerp</code> eases him toward it, so he warms up slowly instead of snapping.</li>
      <li>He's drawn around a point between his feet, in fractions of his size, so moving or resizing him only takes changing a couple of numbers.</li>
      <li>His look carries over from my Frank &amp; Frazzle sketch, which I built exploring with Claude. This week's work is pulling him out into his own class and giving him a sensor to react to.</li>
    </ul>
  </section>
</div>

<script src="https://cdnjs.cloudflare.com/ajax/libs/p5.js/1.9.4/p5.min.js"></script>
<script>
const show = { legs: true, spikes: true, hair: true, body: true, belly: true, scales: true, face: true, frame: false };
let frank, lightEl, readoutEl;

class Frank {
  constructor(x, y) {
    this.x = x; this.y = y; this.size = 120;
    this.anger = 0.27;
    this.breath = 0;
    this.blinker = new Blinker(2500, 6000);
    this.lookX = 0; this.lookY = 0;
    this.bodyColor = color(190, 60, 55);
    this.darkColor = color(120, 30, 30);
    this.lidColor = color(160, 45, 42);
    this.lipColor = color(140, 35, 45);
    this.bellyColor = color(215, 115, 90);
    this.bodyPts = [[0.08,0],[0.4,-0.08],[0.5,-0.3],[0.48,-0.56],[0.41,-0.8],[0.25,-1.0],[0.0,-1.09],[-0.26,-1.02],[-0.42,-0.78],[-0.45,-0.44],[-0.37,-0.12],[-0.17,-0.01]];
    this.spikes = [[-0.08,-1.08,0.07],[-0.18,-1.05,0.09],[-0.28,-1.0,0.09],[-0.38,-0.86,0.08],[-0.43,-0.72,0.07],[-0.45,-0.52,0.05]];
    this.hairRoot = [0.15, -1.01];
    this.hair = [[-0.07,-0.7,0.14,0.5],[-0.04,-0.3,0.2,-0.6],[-0.01,-0.05,0.24,0.7],[0.02,0.25,0.18,-0.5],[0.05,0.6,0.16,0.6],[0.08,0.95,0.11,-0.4],[0.0,0.45,0.13,0.8]];
    this.scales = [];
    for (let row = 0; row < 16; row++) {
      let y = -1.12 + row * 0.065; let offset = (row % 2) * 0.045;
      for (let x = -0.55 + offset; x < 0.35; x += 0.09) {
        let onFace = dist(x, y, 0.17, -0.72) < 0.28;
        let onBelly = dist(x, y, 0.25, -0.28) < 0.26;
        if (!onFace && !onBelly) this.scales.push([x, y]);
      }
    }
  }
  update(light) {
    let targetAnger = map(light, 0, 1023, 0.8, -1);
    this.anger = lerp(this.anger, targetAnger, 0.03);
    this.blinker.update();
    this.breath = sin(millis() * 0.0018);
    let goalX, goalY;
    if (this.anger < -0.4) { goalX = 0.6; goalY = -1; }
    else {
      let headY = this.y - this.size;
      goalX = constrain((mouseX - this.x) / 160, -1, 1);
      goalY = constrain((mouseY - headY) / 160, -1, 1);
    }
    this.lookX = lerp(this.lookX, goalX, 0.12);
    this.lookY = lerp(this.lookY, goalY, 0.12);
    return targetAnger;
  }
  display() {
    let s = this.size, legH = s * 0.18, bottom = -legH;
    push(); translate(this.x, this.y);
    noStroke(); fill(0, 0, 0, 45); ellipse(s * 0.03, 0, s * 0.8, s * 0.1);
    if (show.legs) this.drawLegs(s, legH);
    let bliss = max(0, -this.anger);
    push(); translate(0, bottom); rotate(-0.12 * bliss);
    scale(1 - 0.012 * this.breath, 1 + 0.022 * this.breath); translate(0, -bottom);
    if (show.spikes) this.drawSpikes(s, bottom);
    if (show.hair) this.drawHair(s, bottom);
    if (show.body) { noStroke(); fill(this.bodyColor); this.bodyOutline(s, bottom); }
    push();
    if (show.body) { beginClip(); this.bodyOutline(s, bottom); endClip(); }
    if (show.belly) this.drawBelly(s, bottom);
    if (show.scales) this.drawScales(s, bottom);
    if (show.face) this.drawFace(s, bottom);
    pop(); pop(); pop();
  }
  bodyOutline(s, bottom) {
    let pts = this.bodyPts; beginShape();
    for (let i = -1; i <= pts.length + 1; i++) { let [x, y] = pts[(i + pts.length) % pts.length]; curveVertex(x * s, bottom + y * s); }
    endShape();
  }
  drawLegs(s, legH) {
    let legW = s * 0.11;
    let legs = [[-s * 0.1, lerpColor(this.darkColor, color(0), 0.25)], [s * 0.17, this.darkColor]];
    for (let [lx, c] of legs) {
      let hipY = -legH - s * 0.06, ankleY = -s * 0.04;
      stroke(c); strokeWeight(legW); line(lx, hipY, lx, ankleY);
      noStroke(); fill(c); ellipse(lx + legW * 0.4, ankleY + s * 0.005, legW * 2, s * 0.07);
      fill(240, 230, 210); let toeX = lx + legW * 1.3;
      for (let cy of [-s * 0.055, -s * 0.02]) triangle(toeX - s * 0.02, cy - s * 0.015, toeX - s * 0.02, cy + s * 0.015, toeX + s * 0.03, cy + s * 0.01);
    }
  }
  drawSpikes(s, bottom) {
    noStroke(); fill(this.darkColor);
    for (let [x, y, len] of this.spikes) {
      let n = createVector(x, y + 0.55).normalize();
      let side = createVector(-n.y, n.x).mult(0.045);
      let base = createVector(x, y).sub(n.copy().mult(0.04));
      let tip = createVector(x, y).add(n.copy().mult(len));
      triangle((base.x + side.x) * s, bottom + (base.y + side.y) * s, (base.x - side.x) * s, bottom + (base.y - side.y) * s, tip.x * s, bottom + tip.y * s);
    }
  }
  drawHair(s, bottom) {
    stroke(this.darkColor); strokeWeight(s * 0.035); noFill();
    let [hx, hy] = this.hairRoot; let i = 0;
    for (let [rootX, lean, len, curl] of this.hair) {
      lean += 0.06 * sin(millis() * 0.002 + i); i++;
      let x1 = (hx + rootX) * s, y1 = bottom + hy * s;
      let x4 = x1 + sin(lean) * len * s, y4 = y1 - cos(lean) * len * s;
      let x2 = x1 + sin(lean) * len * s * 0.5, y2 = y1 - cos(lean) * len * s * 0.5;
      let x3 = x4 + cos(lean) * curl * len * s, y3 = y4 + sin(lean) * curl * len * s;
      bezier(x1, y1, x2, y2, x3, y3, x4, y4);
    }
  }
  drawBelly(s, bottom) {
    let cx = s * 0.25, cy = bottom - s * 0.28, w = s * 0.46, h = s * 0.44;
    noStroke(); fill(this.bellyColor); ellipse(cx, cy, w, h);
    stroke(this.darkColor); strokeWeight(s * 0.012); noFill();
    for (let k of [-0.1, 0, 0.1]) { let plateW = w * sqrt(1 - sq(k / (h / s / 2))) * 0.9; arc(cx, cy + k * s, plateW, s * 0.08, 0, PI); }
  }
  drawScales(s, bottom) {
    stroke(red(this.darkColor), green(this.darkColor), blue(this.darkColor), 140); strokeWeight(s * 0.012); noFill();
    for (let [x, y] of this.scales) arc(x * s, bottom + y * s, s * 0.09, s * 0.08, 0, PI);
  }
  drawFace(s, bottom) {
    this.drawEye(s * 0.03, bottom - s * 0.8, s * 0.19, s * 0.19, 1, s);
    this.drawEye(s * 0.24, bottom - s * 0.8, s * 0.12, s * 0.16, -1, s);
    this.drawMouth(s * 0.18, bottom - s * 0.6, s * 0.3, s);
    let blush = max(0, -this.anger);
    if (blush > 0.01) { noStroke(); fill(255, 160, 170, 90 * blush); ellipse(-s * 0.02, bottom - s * 0.66, s * 0.14, s * 0.07); ellipse(s * 0.32, bottom - s * 0.67, s * 0.08, s * 0.06); }
  }
  drawEye(cx, cy, w, h, inward, s) {
    noStroke(); fill(255); ellipse(cx, cy, w, h);
    fill(30); ellipse(cx + w * (0.05 + 0.2 * this.lookX), cy + h * (0.12 + 0.15 * this.lookY), w * 0.42, h * 0.42);
    let bliss = max(0, -this.anger);
    let start = inward > 0 ? PI + 0.35 : PI - 0.15;
    let stop = inward > 0 ? TWO_PI + 0.15 : TWO_PI - 0.35;
    start = lerp(start, PI + 0.6, bliss); stop = lerp(stop, TWO_PI - 0.6, bliss);
    fill(this.lidColor); stroke(this.darkColor); strokeWeight(s * 0.015); arc(cx, cy, w, h, start, stop, CHORD);
    let b = this.blinker.amount();
    if (b > 0) { let k = lerp(-0.25, HALF_PI, b); arc(cx, cy, w, h, PI - k, TWO_PI + k, CHORD); }
    let a = this.anger; strokeWeight(s * 0.05);
    line(cx - inward * w * 0.55, cy - h * (0.8 + 0.1 * a), cx + inward * w * 0.45, cy - h * (0.5 - 0.15 * a));
  }
  drawMouth(cx, mouthY, w, s) {
    let annoyed = max(0, this.anger), bliss = max(0, -this.anger);
    let cornerY = mouthY + s * (0.05 + 0.03 * annoyed - 0.08 * bliss);
    let peakY = mouthY - s * (0.04 + 0.015 * annoyed - 0.06 * bliss);
    push(); translate(cx, 0); noStroke(); fill(this.lipColor);
    beginShape(); vertex(-w / 2, cornerY);
    bezierVertex(-w * 0.2, peakY - s * 0.1, w * 0.2, peakY - s * 0.1, w / 2, cornerY);
    bezierVertex(w * 0.2, peakY, -w * 0.2, peakY, -w / 2, cornerY); endShape(CLOSE);
    beginShape(); vertex(-w / 2, cornerY);
    bezierVertex(-w * 0.2, peakY, w * 0.2, peakY, w / 2, cornerY);
    bezierVertex(w * 0.2, peakY + s * 0.13, -w * 0.2, peakY + s * 0.13, -w / 2, cornerY); endShape(CLOSE);
    let lipLineY = (x) => { let lo = 0, hi = 1; for (let i = 0; i < 20; i++) { let mid = (lo + hi) / 2; if (bezierPoint(-w / 2, -w * 0.2, w * 0.2, w / 2, mid) < x) lo = mid; else hi = mid; } return bezierPoint(cornerY, peakY, peakY, cornerY, lo); };
    let toothX = w * 0.18, tw = s * 0.075, th = s * 0.1, leftX = toothX - tw / 2, rightX = toothX + tw / 2;
    fill(250, 245, 225); triangle(leftX, lipLineY(leftX), rightX, lipLineY(rightX), toothX, lipLineY(toothX) - th);
    stroke(80, 15, 25); strokeWeight(s * 0.02); noFill(); bezier(-w / 2, cornerY, -w * 0.2, peakY, w * 0.2, peakY, w / 2, cornerY);
    pop();
  }
}
class Blinker {
  constructor(minGap, maxGap) { this.minGap = minGap; this.maxGap = maxGap; this.duration = 160; this.startedAt = -1000; this.nextAt = millis() + random(minGap, maxGap); }
  update() { if (millis() > this.nextAt) { this.startedAt = millis(); if (random() < 0.2) this.nextAt = millis() + 260; else this.nextAt = millis() + random(this.minGap, this.maxGap); } }
  amount() { let t = (millis() - this.startedAt) / this.duration; if (t < 0 || t > 1) return 0; return sin(t * PI); }
}

function setup() {
  let c = createCanvas(400, 400);
  c.parent("stage");
  frank = new Frank(190, 360);
  lightEl = document.getElementById("light");
  readoutEl = document.getElementById("readout");
  for (let key of Object.keys(show)) {
    let box = document.getElementById("t-" + key);
    box.addEventListener("change", () => { show[key] = box.checked; });
    show[key] = box.checked;
  }
}

function draw() {
  background(255);
  let light = Number(lightEl.value);
  noStroke();
  fill(250, 199, 117, map(light, 0, 1023, 10, 200));
  quad(260, 0, 400, 0, 275, 360, 85, 360);
  let target = frank.update(light);
  frank.display();
  if (show.frame) drawFrame();
  readoutEl.textContent = "light " + light + " · target anger " + target.toFixed(2) + " · anger " + frank.anger.toFixed(2);
}

function drawFrame() {
  let s = frank.size, bottom = frank.y - s * 0.18;
  push();
  stroke(40, 110, 200); strokeWeight(1); drawingContext.setLineDash([4, 4]);
  line(20, bottom, 380, bottom);
  line(20, bottom - s, 380, bottom - s);
  drawingContext.setLineDash([]);
  strokeWeight(1.5);
  line(frank.x - 10, frank.y, frank.x + 10, frank.y);
  line(frank.x, frank.y - 10, frank.x, frank.y + 10);
  noStroke(); fill(40, 110, 200); textFont("monospace"); textSize(11);
  text("(0, 0) after translate", frank.x + 14, frank.y + 14);
  text("bottom", 22, bottom - 5);
  text("bottom - s  (one Frank up)", 22, bottom - s - 5);
  pop();
}
</script>

</body>
</html>

// ── frank.js
// Frank: a grumpy little monster who just wants some sun.
// His look is carried over from Frank & Frazzle. The cave, walking, poking,
// mushrooms, and hugs are gone: here he just stands, breathes, and blinks.

class Frank {
  constructor(x, y) {
    this.x = x;         // center between his feet
    this.y = y;         // the ground he stands on
    this.size = 120;    // everything scales from this

    // mood: 1 = annoyed, 0 = indifferent, -1 = content
    this.anger = 0;

    // idle life
    this.breath = 0;                       // -1 to 1, slowly in and out
    this.blinker = new Blinker(2500, 6000);
    this.lookX = 0;                        // where his pupils point, -1 to 1
    this.lookY = 0;

    this.bodyColor = color(190, 60, 55);
    this.darkColor = color(120, 30, 30);
    this.lidColor = color(160, 45, 42);
    this.lipColor = color(140, 35, 45);
    this.bellyColor = color(215, 115, 90);

    // All shapes below are [x, y] as fractions of his size, measured from
    // the bottom of his body. He faces right: +x is his front.

    // plump body: rounded top that's highest toward the back (a slight
    // slouch), and a front that curves smoothly around his belly
    this.bodyPts = [
      [0.08, 0], [0.4, -0.08], [0.5, -0.3], [0.48, -0.56],
      [0.41, -0.8], [0.25, -1.0], [0.0, -1.09], [-0.26, -1.02],
      [-0.42, -0.78], [-0.45, -0.44], [-0.37, -0.12], [-0.17, -0.01],
    ];

    // spikes along his back: [x, y, length]
    this.spikes = [
      [-0.08, -1.08, 0.07], [-0.18, -1.05, 0.09], [-0.28, -1.0, 0.09],
      [-0.38, -0.86, 0.08], [-0.43, -0.72, 0.07], [-0.45, -0.52, 0.05],
    ];

    // messy hair: [rootX, lean, length, curl], rooted at the top of his head
    this.hairRoot = [0.15, -1.01];
    this.hair = [
      [-0.07, -0.7, 0.14, 0.5],
      [-0.04, -0.3, 0.2, -0.6],
      [-0.01, -0.05, 0.24, 0.7],
      [0.02, 0.25, 0.18, -0.5],
      [0.05, 0.6, 0.16, 0.6],
      [0.08, 0.95, 0.11, -0.4],
      [0.0, 0.45, 0.13, 0.8],
    ];

    // scales: rows of little arcs over his back, skipping his face and belly
    this.scales = [];
    for (let row = 0; row < 16; row++) {
      let y = -1.12 + row * 0.065;
      let offset = (row % 2) * 0.045;
      for (let x = -0.55 + offset; x < 0.35; x += 0.09) {
        let onFace = dist(x, y, 0.17, -0.72) < 0.28;
        let onBelly = dist(x, y, 0.25, -0.28) < 0.26;
        if (!onFace && !onBelly) this.scales.push([x, y]);
      }
    }
  }

  // LOGIC: changes the numbers, once every frame
  update() {
    this.blinker.update();

    // slow, heavy breathing (one breath about every 3.5 seconds)
    this.breath = sin(millis() * 0.0018);

    // his eyes follow the mouse, but when he's content he gazes up at the sun
    let goalX;
    let goalY;
    if (this.anger < -0.4) {
      goalX = 0.6;
      goalY = -1;
    } else {
      let headY = this.y - this.size;
      goalX = constrain((mouseX - this.x) / 160, -1, 1);
      goalY = constrain((mouseY - headY) / 160, -1, 1);
    }
    this.lookX = lerp(this.lookX, goalX, 0.12);
    this.lookY = lerp(this.lookY, goalY, 0.12);
  }

  // DRAWING: uses the numbers to draw him
  display() {
    let s = this.size;
    let legH = s * 0.18;
    let bottom = -legH;   // y of the bottom of his body

    push();
    translate(this.x, this.y);   // (0, 0) is now the spot between his feet

    // soft shadow on the ground
    noStroke();
    fill(0, 0, 0, 45);
    ellipse(s * 0.03, 0, s * 0.8, s * 0.1);

    // order matters: legs first so the body covers their tops
    this.drawLegs(s, legH);

    // breathing: everything above his legs gets a little taller and narrower
    // as he breathes in. When he's content, he leans back toward the light.
    let bliss = max(0, -this.anger);   // 0 to 1, how content he is
    push();
    translate(0, bottom);
    rotate(-0.12 * bliss);
    scale(1 - 0.012 * this.breath, 1 + 0.022 * this.breath);
    translate(0, -bottom);

    this.drawSpikes(s, bottom);
    this.drawHair(s, bottom);

    // body, then everything that sits on its surface
    noStroke();
    fill(this.bodyColor);
    this.bodyOutline(s, bottom);

    push();
    // clip to the body so belly, scales, and face never spill past his edges
    beginClip();
    this.bodyOutline(s, bottom);
    endClip();
    this.drawBelly(s, bottom);
    this.drawScales(s, bottom);
    this.drawFace(s, bottom);
    pop();

    pop(); // end of breathing
    pop();
  }

  bodyOutline(s, bottom) {
    let pts = this.bodyPts;
    beginShape();
    // curveVertex needs to wrap past the start to close the shape smoothly
    for (let i = -1; i <= pts.length + 1; i++) {
      let [x, y] = pts[(i + pts.length) % pts.length];
      curveVertex(x * s, bottom + y * s);
    }
    endShape();
  }

  drawLegs(s, legH) {
    let legW = s * 0.11;
    // far leg (behind, a bit darker), then near leg
    let legs = [
      [-s * 0.1, lerpColor(this.darkColor, color(0), 0.25)],
      [s * 0.17, this.darkColor],
    ];
    for (let [lx, c] of legs) {
      let hipY = -legH - s * 0.06;   // hidden under his body
      let ankleY = -s * 0.04;
      stroke(c);
      strokeWeight(legW);
      line(lx, hipY, lx, ankleY);

      // foot, toes forward
      noStroke();
      fill(c);
      ellipse(lx + legW * 0.4, ankleY + s * 0.005, legW * 2, s * 0.07);

      // two little claws
      fill(240, 230, 210);
      let toeX = lx + legW * 1.3;
      for (let cy of [-s * 0.055, -s * 0.02]) {
        triangle(
          toeX - s * 0.02, cy - s * 0.015,
          toeX - s * 0.02, cy + s * 0.015,
          toeX + s * 0.03, cy + s * 0.01
        );
      }
    }
  }

  drawSpikes(s, bottom) {
    noStroke();
    fill(this.darkColor);
    for (let [x, y, len] of this.spikes) {
      // point each spike away from the middle of his body
      let n = createVector(x, y + 0.55).normalize();
      let side = createVector(-n.y, n.x).mult(0.045);
      let base = createVector(x, y).sub(n.copy().mult(0.04));
      let tip = createVector(x, y).add(n.copy().mult(len));
      triangle(
        (base.x + side.x) * s, bottom + (base.y + side.y) * s,
        (base.x - side.x) * s, bottom + (base.y - side.y) * s,
        tip.x * s, bottom + tip.y * s
      );
    }
  }

  drawHair(s, bottom) {
    stroke(this.darkColor);
    strokeWeight(s * 0.035);
    noFill();
    let [hx, hy] = this.hairRoot;
    let i = 0;
    for (let [rootX, lean, len, curl] of this.hair) {
      // each strand sways a tiny bit, a little out of step with the others
      lean += 0.06 * sin(millis() * 0.002 + i);
      i++;
      let x1 = (hx + rootX) * s;
      let y1 = bottom + hy * s;
      // tip of the strand, pointing in the direction it leans
      let x4 = x1 + sin(lean) * len * s;
      let y4 = y1 - cos(lean) * len * s;
      // control points: halfway up, then pulled sideways to curl the tip
      let x2 = x1 + sin(lean) * len * s * 0.5;
      let y2 = y1 - cos(lean) * len * s * 0.5;
      let x3 = x4 + cos(lean) * curl * len * s;
      let y3 = y4 + sin(lean) * curl * len * s;
      bezier(x1, y1, x2, y2, x3, y3, x4, y4);
    }
  }

  drawBelly(s, bottom) {
    let cx = s * 0.25;
    let cy = bottom - s * 0.28;
    let w = s * 0.46;
    let h = s * 0.44;
    noStroke();
    fill(this.bellyColor);
    ellipse(cx, cy, w, h);

    // curved lines across the belly, like reptile belly plates
    stroke(this.darkColor);
    strokeWeight(s * 0.012);
    noFill();
    for (let k of [-0.1, 0, 0.1]) {
      let plateW = w * sqrt(1 - sq(k / (h / s / 2))) * 0.9;
      arc(cx, cy + k * s, plateW, s * 0.08, 0, PI);
    }
  }

  drawScales(s, bottom) {
    stroke(red(this.darkColor), green(this.darkColor), blue(this.darkColor), 140);
    strokeWeight(s * 0.012);
    noFill();
    for (let [x, y] of this.scales) {
      arc(x * s, bottom + y * s, s * 0.09, s * 0.08, 0, PI);
    }
  }

  drawFace(s, bottom) {
    // three-quarter view: the near eye is bigger and closer to the middle,
    // the far eye is smaller and squished toward the front edge
    this.drawEye(s * 0.03, bottom - s * 0.8, s * 0.19, s * 0.19, 1, s);
    this.drawEye(s * 0.24, bottom - s * 0.8, s * 0.12, s * 0.16, -1, s);
    this.drawMouth(s * 0.18, bottom - s * 0.6, s * 0.3, s);

    // a soft blush on his cheeks when he's content
    let blush = max(0, -this.anger);
    if (blush > 0.01) {
      noStroke();
      fill(255, 160, 170, 90 * blush);
      ellipse(-s * 0.02, bottom - s * 0.66, s * 0.14, s * 0.07);
      ellipse(s * 0.32, bottom - s * 0.67, s * 0.08, s * 0.06);
    }
  }

  // inward: which direction (+1 or -1) points to the space between his eyes
  drawEye(cx, cy, w, h, inward, s) {
    // eyeball and pupil (lookX and lookY slide the pupil around)
    noStroke();
    fill(255);
    ellipse(cx, cy, w, h);
    fill(30);
    let px = cx + w * (0.05 + 0.2 * this.lookX);
    let py = cy + h * (0.12 + 0.15 * this.lookY);
    ellipse(px, py, w * 0.42, h * 0.42);

    // heavy eyelid: a slice off the top of the eye, with a slanted edge
    // that sits lower toward the middle of his face. When he's content
    // the lid relaxes: it lifts up and levels out so he can gaze at the sun.
    let bliss = max(0, -this.anger);
    let start = inward > 0 ? PI + 0.35 : PI - 0.15;
    let stop = inward > 0 ? TWO_PI + 0.15 : TWO_PI - 0.35;
    start = lerp(start, PI + 0.6, bliss);
    stop = lerp(stop, TWO_PI - 0.6, bliss);
    fill(this.lidColor);
    stroke(this.darkColor);
    strokeWeight(s * 0.015);
    arc(cx, cy, w, h, start, stop, CHORD);

    // blinking: a lid slides down over the eye
    let b = this.blinker.amount();
    if (b > 0) {
      let k = lerp(-0.25, HALF_PI, b);
      arc(cx, cy, w, h, PI - k, TWO_PI + k, CHORD);
    }

    // brow, slanting down toward the middle: steeper when he's annoyed,
    // nearly flat when he's content
    let a = this.anger;
    strokeWeight(s * 0.05);
    line(
      cx - inward * w * 0.55, cy - h * (0.8 + 0.1 * a),
      cx + inward * w * 0.45, cy - h * (0.5 - 0.15 * a)
    );
  }

  drawMouth(cx, mouthY, w, s) {
    // corners droop down into a frown, deeper when he's annoyed. When he's
    // content they turn up and the middle dips, into a small smile.
    let annoyed = max(0, this.anger);
    let bliss = max(0, -this.anger);
    let cornerY = mouthY + s * (0.05 + 0.03 * annoyed - 0.08 * bliss);
    let peakY = mouthY - s * (0.04 + 0.015 * annoyed - 0.06 * bliss);

    push();
    translate(cx, 0);
    noStroke();
    fill(this.lipColor);

    // top lip: its top edge, then back along where the lips meet
    beginShape();
    vertex(-w / 2, cornerY);
    bezierVertex(-w * 0.2, peakY - s * 0.1, w * 0.2, peakY - s * 0.1, w / 2, cornerY);
    bezierVertex(w * 0.2, peakY, -w * 0.2, peakY, -w / 2, cornerY);
    endShape(CLOSE);

    // bottom lip: where the lips meet, then back along its bottom edge
    beginShape();
    vertex(-w / 2, cornerY);
    bezierVertex(-w * 0.2, peakY, w * 0.2, peakY, w / 2, cornerY);
    bezierVertex(w * 0.2, peakY + s * 0.13, -w * 0.2, peakY + s * 0.13, -w / 2, cornerY);
    endShape(CLOSE);

    // finds the y of the line where his lips meet at a given x, by searching
    // along the curve until its x matches (bezier x and t aren't evenly spaced)
    let lipLineY = (x) => {
      let lo = 0;
      let hi = 1;
      for (let i = 0; i < 20; i++) {
        let mid = (lo + hi) / 2;
        if (bezierPoint(-w / 2, -w * 0.2, w * 0.2, w / 2, mid) < x) lo = mid;
        else hi = mid;
      }
      return bezierPoint(cornerY, peakY, peakY, cornerY, lo);
    };

    // pointy bottom tooth: its base sits right on the lip line,
    // and its tip pokes up over his top lip
    let toothX = w * 0.18;
    let tw = s * 0.075;
    let th = s * 0.1;
    let leftX = toothX - tw / 2;
    let rightX = toothX + tw / 2;
    fill(250, 245, 225);
    triangle(
      leftX, lipLineY(leftX),
      rightX, lipLineY(rightX),
      toothX, lipLineY(toothX) - th
    );

    // the line where his lips meet (drawn last so it neatly covers
    // the bottom edge of the tooth)
    stroke(80, 15, 25);
    strokeWeight(s * 0.02);
    noFill();
    bezier(-w / 2, cornerY, -w * 0.2, peakY, w * 0.2, peakY, w / 2, cornerY);

    pop();
  }
}

// A small helper class: decides when Frank blinks.
class Blinker {
  constructor(minGap, maxGap) {
    this.minGap = minGap;      // shortest wait between blinks (milliseconds)
    this.maxGap = maxGap;      // longest wait
    this.duration = 160;       // how long one blink takes
    this.startedAt = -1000;
    this.nextAt = millis() + random(minGap, maxGap);
  }

  update() {
    if (millis() > this.nextAt) {
      this.startedAt = millis();
      // now and then, a quick double blink
      if (random() < 0.2) this.nextAt = millis() + 260;
      else this.nextAt = millis() + random(this.minGap, this.maxGap);
    }
  }

  // 0 = eyes open, 1 = fully shut
  amount() {
    let t = (millis() - this.startedAt) / this.duration;
    if (t < 0 || t > 1) return 0;
    return sin(t * PI);   // closes, then opens again
  }
}

// ── style.css
html, body {
  margin: 0;
  padding: 0;
}

body {
  min-height: 100vh;
  display: flex;
  align-items: center;
  justify-content: center;
  background: #f4f4f4;
}

canvas {
  display: block;
}
